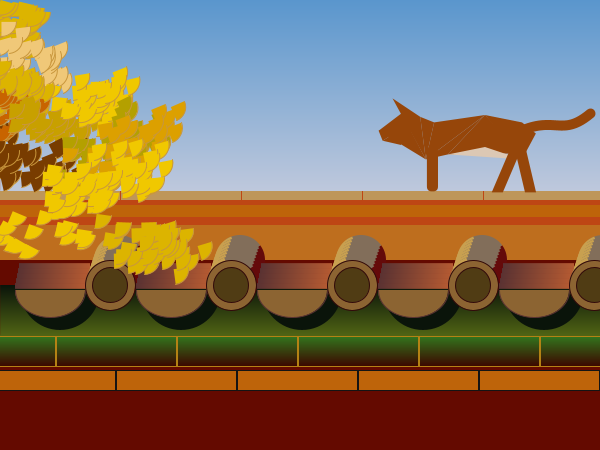
Frame 1 (no input)
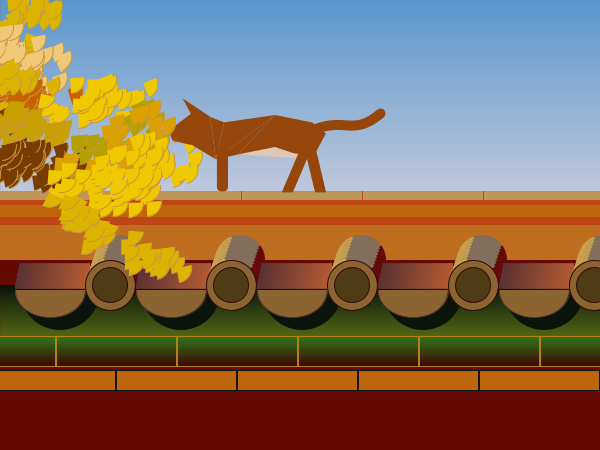
Frame 60 (the mouse pressed at the canvas centre just before this capture)
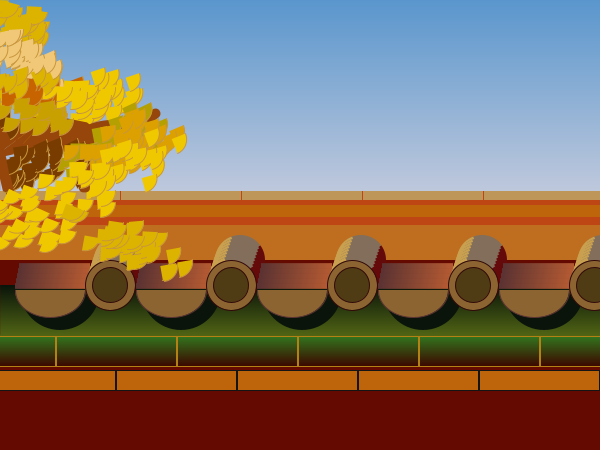
Frame 120 (the mouse held since frame 60 and released just before this capture)

The Processing sketch that drew these frames (run headless with seeded random() and noise(); from frame 60 on, the mouse is pressed at the canvas centre):

// Processing sketch: sketch_230129a
// ── sketch_230129a.pde
// こちらがオリジナルです。
// 【作者】Richard Bourneさん
// 【作品名】Cat on a Cool Tile Roof
// https://openprocessing.org/sketch/1586945

float Width=600;
float Height=450;
float pixel=1;

int Y_AXIS = 1;
int X_AXIS = 2;

float skyHeight=190;
float wall_Width=600;
float wall_Height=300;
float wuyan_width=120;
float wuyan_height=20;
float quad_width=70;
float quad_height=30;
float center_x=500;
float center_y=115;
float cat_scale=111;
float easing=1;
float Time;

void setup() {
  size(600, 450);
}

void draw() {
  //frameRate(5);
  drawwall();
  drawsky();
  push();
  translate(10, -5);
  YinxingTree();
  pop();

  draw_wallshadow();

  if (center_x<-10)
    center_x=650;
  center_x-=15*easing;
  drawcat(cat_scale, center_x, center_y);

  translate(10, -25);
  noStroke();
  fill(30);
  rect(Width-10, 0, 200, Height);

  push();
  YinxingTree();
  pop();
}

void drawcat(float cat_scale, float center_x, float center_y)
{
  stroke(200, 200, 240);
  noStroke();
  //肚子
  float pos1_x=center_x-(cat_scale)/3.0f;
  float pos1_y=center_y+(cat_scale)*2/5-5;

  float pos2_x=center_x+(cat_scale*1/3.0f);
  float pos2_y=center_y+(cat_scale)*2/5.0f;

  //前体
  float pos3_x=pos1_x-(cat_scale/5.0f);
  float pos3_y=center_y+(cat_scale)*2/5.0f;

  float pos4_x=pos1_x-(cat_scale/8.0f);
  float pos4_y=center_y+(cat_scale)/15.0f;

  float pos5_x=pos4_x-(cat_scale/8.0f);
  float pos5_y=pos4_y-(cat_scale)/20.0f;

  //头
  float pos6_x=pos5_x-(cat_scale/4.0f);
  float pos6_y=pos5_y-(cat_scale)/6.0f;

  float pos7_x=pos5_x-(cat_scale/6.0f);
  float pos7_y=pos5_y-(cat_scale)/30.0f;

  float pos8_x=pos5_x-(cat_scale)*3/8.0f;
  float pos8_y=pos5_y+(cat_scale)/8.0f;

  float pos9_x=pos8_x+(cat_scale)/5.0f;
  float pos9_y=pos8_y+(cat_scale)/5.0f;

  //屁股
  float pos10_x=pos2_x-(cat_scale/4)*0;
  float pos10_y=pos2_y-(cat_scale)*1/3.0f;

  float pos11_x=pos10_x+(cat_scale*1/8.0f);
  float pos11_y=pos10_y+(cat_scale)/10.0f;

  fill(150, 70, 10);
  triangle(center_x, center_y, pos1_x, pos1_y, pos2_x, pos2_y-6);
  triangle(center_x, center_y, pos1_x, pos1_y, pos3_x, pos3_y);

  fill(220, 200, 180);
  triangle(center_x, center_y+32, pos1_x, pos1_y, pos2_x, pos2_y);

  fill(150, 70, 10);
  triangle(center_x, center_y, pos3_x, pos3_y, pos4_x, pos4_y);
  triangle(pos3_x, pos3_y, pos4_x, pos4_y, pos5_x, pos5_y);
  triangle(pos3_x, pos3_y, pos5_x, pos5_y, pos6_x, pos6_y);

  fill(150, 70, 10);
  triangle(pos3_x, pos3_y, pos7_x, pos7_y, pos8_x, pos8_y);
  //fill(170,72,10);
  triangle(pos8_x+4, pos8_y+10, pos9_x, pos9_y-8, pos5_x, pos5_y);
  triangle(pos8_x+4, pos8_y+10, pos8_x, pos8_y, pos5_x, pos5_y);

  fill(150, 70, 10);
  triangle(center_x, center_y, pos2_x, pos2_y, pos10_x, pos10_y);
  triangle(pos2_x, pos2_y, pos10_x, pos10_y, pos11_x, pos11_y);

  fill(180);
  feetControl(pos1_x-10, pos1_y);
  feetControl(pos2_x+3, pos2_y-4);

  noFill();
  weiba(pos11_x, pos11_y);
}

void weiba(float x, float y)
{
  push();
  strokeWeight(10);
  stroke(150, 70, 10);
  float x1=x-20;
  float y1=y;

  float x2=x+20;
  float y2=y-20;

  float x3=x+25;
  float y3=y+5;

  float x4=x+55;
  float y4=y-20;

  bezier(x1, y1, x2, y2, x3, y3, x4, y4);
  noStroke();
  pop();
}

void feetControl(float x, float y)
{
  fill(150, 70, 10);
  if (x%2==0)
  {
    rect(x-(cat_scale)/10.0f, y-8, (cat_scale)/10.0f, (cat_scale)*1/3.0f+8, 5, 5, 5, 5);
  } else
  {
    quad(x, y-10,
      x-(cat_scale)/10.0f, y-10,
      x-(cat_scale)/10.0f+(cat_scale/10.0f), y+(cat_scale)*1/3.0f,
      x+(cat_scale/10.0f), y+(cat_scale)*1/3.0f);

    quad(x, y-15,
      x-(cat_scale)/10.0f, y-15,
      x-(cat_scale)/10.0f-(cat_scale/5.0f), y+(cat_scale)*1/3.0f,
      x-(cat_scale/5.0f), y+(cat_scale)*1/3.0f);
  }
}

void draw_wallshadow()
{
  noStroke();
  color c1=color(160, 10, 0);
  color c2=color(80, 10, 80);
  setGradient(0, 450, Width, 150, c1, c2, 1);

  noStroke();
  fill(160, 10, 0);
  for (float i=0; i<Width; i++)
  {
    arc(i, 600, 50, 15, PI, 0);
    i=i+80;
  }
}

void drawwall()
{
  noStroke();
  fill(100, 10, 0);
  rect(0, 0, Width, Height);

  fill(190, 70, 20);
  rect(0, Height/2.0f-wall_Height, wall_Width, wall_Height);

  drawWuYan1();
  drawWuYan2();
  drawWuYan3();
  drawWuYan4();
}

void drawWuYan1()
{
  stroke(20);
  fill(190, 100, 10);
  for (float i=0; i<Width; i++)
  {
    rect(i-5, wall_Height+70, wuyan_width, wuyan_height);
    i=i+wuyan_width;
  }
}

void drawWuYan2()
{
  color cwu2_1=color(50, 120, 30);
  color cwu2_2=color(60, 10, 0);

  for (float j=0; j<Width+80; j++)
  {
    setGradient(j-65, wall_Height+35,
      wuyan_width, wuyan_height+10,
      cwu2_1, cwu2_2, 1);
    stroke(180, 130, 20);
    rect(j-65, wall_Height+36,
      wuyan_width, wuyan_height+10);
    j=j+wuyan_width;
  }

  var cwu3_1=color(10, 20, 10);
  var cwu3_2=color(80, 100, 20);
  fill(50, 120, 30);
  setGradient(0, wall_Height-15,
    Width, 50, cwu3_1, cwu3_2, 1);
}

void drawWuYan3()
{
  noStroke();
  fill(190, 150, 90);
  for (float k=0; k<Width; k++)
  {
    rect(k, skyHeight, wuyan_width, 10);
    k=k+wuyan_width;
  }

  fill(190, 100, 10);
  rect(0, skyHeight+15, Width, 12);
  fill(190, 110, 30);
  rect(0, skyHeight+35, Width, 35);
}

void drawPIdwon(float x_trans)
{
  stroke(90, 50, 50);
  push();
  translate(x_trans, skyHeight+100);
  rotate(0.0);
  fill(140, 100, 50);
  arc(0, 0, quad_width, quad_width-15, 0, PI);
  pop();
}

void drawPIdwon_shadow(float x_trans, float shadow)
{
  noStroke();
  push();
  translate(x_trans, skyHeight+100);
  rotate(0.0);
  fill(10, 20, 10);
  arc(0, 0, quad_width+shadow, quad_width+shadow, 0, PI);
  pop();
}

void drawquad(float i, float j, float x_trans)
{
  color c1=color(90, 50, 50);
  color c2=color(180, 90, 50);
  setGradient(x_trans-(quad_width/2)+i,
    skyHeight+93-j,
    quad_width, 5, c1, c2, 2);
}


void drawCicle(float x_trans, float angle, int c1, int c2, int c3, float i)
{
  push();
  noStroke();
  fill(c1, c2, c3);
  translate(x_trans-i+7, skyHeight+70+i*3);
  rotate(angle);
  arc(0, 0, 50, 50, 0, PI/2.0f);
  pop();
}

void drawCicle_all(float x_trans)
{
  for (float i=0; i<8; i++)
  {
    drawCicle(x_trans+quad_width-8, 24.5, 100, 10, 10, i);
    drawCicle(x_trans+quad_width-8, -2.2, 130, 110, 90, i);
    drawCicle(x_trans+quad_width-8, 1, 70, 20, 10, i);
    drawCicle(x_trans+quad_width-8, -3.5, 200, 160, 80, i);
  }
  stroke(50, 10, 10);
  fill(140, 100, 50);
  ellipse(x_trans+60, skyHeight+95, 50, 50);
  fill(80, 60, 20);
  ellipse(x_trans+60, skyHeight+95, 35, 35);
}

void drawWuYan4()
{
  for (float x_trans=50; x_trans<Width; x_trans++)
  {
    drawPIdwon_shadow(x_trans+10, 10);
    drawPIdwon(x_trans);
    for (float i=0; i<5; i++)
    {
      float yp=i*5;
      drawquad(i, yp, x_trans);
    }
    drawCicle_all(x_trans);
    x_trans=x_trans+120;
  }
}

void YinxingTree()
{
  push();
  drawtree(220, 180, 0, -20, 20, random(0.6));
  drawtree(120, 60, 0, -100, 100, random(0.01));
  drawtree(120, 60, 0, -50, 160, random(0.01));
  drawtree(180, 160, 0, 40, 160, random(0.05));
  drawtree(200, 100, 0, -20, 100, random(1));
  drawtree(200, 160, 0, 0, 120, random(0.5));
  drawtree(220, 160, 0, 55, 160, random(0.1));
  drawtree(240, 200, 0, 50, 100, random(0.3));
  drawtree(240, 200, 0, 50, 180, random(0.3));
  drawtree(240, 200, 0, 80, 190, random(1));
  drawtree(220, 180, 0, -50, 80, random(0.1));
  translate(150, 90);
  drawtree(220, 180, 0, -50, 150, random(0.5));
  translate(-100, -150);
  drawtree(240, 200, 120, -100, 100, random(0.01));
  pop();
}

void drawtree(int c1, int c2, int c3, float pos_x, float pos_y, float pos_angle)
{
  push();
  rotate(pos_angle);
  float trans_x;
  float trans_y;
  float trans_angle;

  fill(c1, c2, c3);
  for (int i=0; i<20; i++)
  {
    trans_x=random(50);
    trans_y=random(20);
    trans_angle=random(-0.5);
    push();
    translate(trans_x, trans_y);
    rotate(trans_angle);
    drawYinXing(pos_x, pos_y);
    pop();
  }
  pop();
}

void drawYinXing(float pos_x, float pos_y)
{
  stroke(200, 150, 60);
  push();
  translate(pos_x, pos_y);
  rotate(0.0);
  arc(0, 0, 30, 30, 0, PI/2);
  pop();
}

void drawsky()
{
  color c1 = color(90, 150, 205);
  color c2 = color(190, 200, 220);
  noStroke();
  setGradient(0, 0, Width, skyHeight, c1, c2, 1);
}

void setGradient(float x, float y, float w, float h, color c1, color c2, int axis)
{
  noFill();
  if (axis == Y_AXIS) {  // Top to bottom gradient
    for (float i = y; i <= y+h; i++) {
      float inter = map(i, y, y+h, 0, 1);
      color c = lerpColor(c1, c2, inter);
      stroke(c);
      line(x, i, x+w, i);
    }
  } else if (axis == X_AXIS) {  // Left to right gradient
    for (float k = x; k <= x+w; k++) {
      float interk = map(k, x, x+w, 0, 1);
      color ck = lerpColor(c1, c2, interk);
      stroke(ck);
      line(k, y, k, y+h);
    }
  }
}

// ── Z_ofNoise.pde
static class openFrameworksNoise { //<>//
  static final int[][] simplex = {
    {0, 1, 2, 3}, {0, 1, 3, 2}, {0, 0, 0, 0}, {0, 2, 3, 1}, {0, 0, 0, 0}, {0, 0, 0, 0}, {0, 0, 0, 0}, {1, 2, 3, 0},
    {0, 2, 1, 3}, {0, 0, 0, 0}, {0, 3, 1, 2}, {0, 3, 2, 1}, {0, 0, 0, 0}, {0, 0, 0, 0}, {0, 0, 0, 0}, {1, 3, 2, 0},
    {0, 0, 0, 0}, {0, 0, 0, 0}, {0, 0, 0, 0}, {0, 0, 0, 0}, {0, 0, 0, 0}, {0, 0, 0, 0}, {0, 0, 0, 0}, {0, 0, 0, 0},
    {1, 2, 0, 3}, {0, 0, 0, 0}, {1, 3, 0, 2}, {0, 0, 0, 0}, {0, 0, 0, 0}, {0, 0, 0, 0}, {2, 3, 0, 1}, {2, 3, 1, 0},
    {1, 0, 2, 3}, {1, 0, 3, 2}, {0, 0, 0, 0}, {0, 0, 0, 0}, {0, 0, 0, 0}, {2, 0, 3, 1}, {0, 0, 0, 0}, {2, 1, 3, 0},
    {0, 0, 0, 0}, {0, 0, 0, 0}, {0, 0, 0, 0}, {0, 0, 0, 0}, {0, 0, 0, 0}, {0, 0, 0, 0}, {0, 0, 0, 0}, {0, 0, 0, 0},
    {2, 0, 1, 3}, {0, 0, 0, 0}, {0, 0, 0, 0}, {0, 0, 0, 0}, {3, 0, 1, 2}, {3, 0, 2, 1}, {0, 0, 0, 0}, {3, 1, 2, 0},
    {2, 1, 0, 3}, {0, 0, 0, 0}, {0, 0, 0, 0}, {0, 0, 0, 0}, {3, 1, 0, 2}, {0, 0, 0, 0}, {3, 2, 0, 1}, {3, 2, 1, 0}};

  static final int[] perm = {151, 160, 137, 91, 90, 15,
    131, 13, 201, 95, 96, 53, 194, 233, 7, 225, 140, 36, 103, 30, 69, 142, 8, 99, 37, 240, 21, 10, 23,
    190, 6, 148, 247, 120, 234, 75, 0, 26, 197, 62, 94, 252, 219, 203, 117, 35, 11, 32, 57, 177, 33,
    88, 237, 149, 56, 87, 174, 20, 125, 136, 171, 168, 68, 175, 74, 165, 71, 134, 139, 48, 27, 166,
    77, 146, 158, 231, 83, 111, 229, 122, 60, 211, 133, 230, 220, 105, 92, 41, 55, 46, 245, 40, 244,
    102, 143, 54, 65, 25, 63, 161, 1, 216, 80, 73, 209, 76, 132, 187, 208, 89, 18, 169, 200, 196,
    135, 130, 116, 188, 159, 86, 164, 100, 109, 198, 173, 186, 3, 64, 52, 217, 226, 250, 124, 123,
    5, 202, 38, 147, 118, 126, 255, 82, 85, 212, 207, 206, 59, 227, 47, 16, 58, 17, 182, 189, 28, 42,
    223, 183, 170, 213, 119, 248, 152, 2, 44, 154, 163, 70, 221, 153, 101, 155, 167, 43, 172, 9,
    129, 22, 39, 253, 19, 98, 108, 110, 79, 113, 224, 232, 178, 185, 112, 104, 218, 246, 97, 228,
    251, 34, 242, 193, 238, 210, 144, 12, 191, 179, 162, 241, 81, 51, 145, 235, 249, 14, 239, 107,
    49, 192, 214, 31, 181, 199, 106, 157, 184, 84, 204, 176, 115, 121, 50, 45, 127, 4, 150, 254,
    138, 236, 205, 93, 222, 114, 67, 29, 24, 72, 243, 141, 128, 195, 78, 66, 215, 61, 156, 180,
    151, 160, 137, 91, 90, 15,
    131, 13, 201, 95, 96, 53, 194, 233, 7, 225, 140, 36, 103, 30, 69, 142, 8, 99, 37, 240, 21, 10, 23,
    190, 6, 148, 247, 120, 234, 75, 0, 26, 197, 62, 94, 252, 219, 203, 117, 35, 11, 32, 57, 177, 33,
    88, 237, 149, 56, 87, 174, 20, 125, 136, 171, 168, 68, 175, 74, 165, 71, 134, 139, 48, 27, 166,
    77, 146, 158, 231, 83, 111, 229, 122, 60, 211, 133, 230, 220, 105, 92, 41, 55, 46, 245, 40, 244,
    102, 143, 54, 65, 25, 63, 161, 1, 216, 80, 73, 209, 76, 132, 187, 208, 89, 18, 169, 200, 196,
    135, 130, 116, 188, 159, 86, 164, 100, 109, 198, 173, 186, 3, 64, 52, 217, 226, 250, 124, 123,
    5, 202, 38, 147, 118, 126, 255, 82, 85, 212, 207, 206, 59, 227, 47, 16, 58, 17, 182, 189, 28, 42,
    223, 183, 170, 213, 119, 248, 152, 2, 44, 154, 163, 70, 221, 153, 101, 155, 167, 43, 172, 9,
    129, 22, 39, 253, 19, 98, 108, 110, 79, 113, 224, 232, 178, 185, 112, 104, 218, 246, 97, 228,
    251, 34, 242, 193, 238, 210, 144, 12, 191, 179, 162, 241, 81, 51, 145, 235, 249, 14, 239, 107,
    49, 192, 214, 31, 181, 199, 106, 157, 184, 84, 204, 176, 115, 121, 50, 45, 127, 4, 150, 254,
    138, 236, 205, 93, 222, 114, 67, 29, 24, 72, 243, 141, 128, 195, 78, 66, 215, 61, 156, 180
  };

  static int OFNOISE_FASTFLOOR(float x) {
    return (x>0.0f) ? (int)x : (int)x-1;
    // 結果がマイナスの場合は0を返すように変える
    // 【2022/06/01】
    // ごめん。ここ変えたらperm[]のインデックス（ii,jj,kk）はガードできるけど
    // i,j,kを使った計算はマイナス値も通さないとふぎゃあってなるわ～
    // なので、戻します
    //int r = (x>0.0f) ? (int)x : (int)x-1;
    //if (r < 0) {
    //  return 0;
    //}
    //return r;
  }

  static float  grad3( int hash, float x, float y, float z ) {
    int h = hash & 15;     /* Convert low 4 bits of hash code into 12 simple */
    float u = h<8 ? x : y; /* gradient directions, and compute dot product. */
    float v = h<4 ? y : h==12||h==14 ? x : z; /* Fix repeats at h = 12 to 15 */
    return ((h&1) != 0 ? -u : u) + ((h&2) != 0 ? -v : v);
  }

  /* 3D simplex noise */
  static float _slang_library_noise3 (float x, float y, float z)
  {
    /* Simple skewing factors for the 3D case */
    final float F3 = 0.333333333f;
    final float G3 = 0.166666667f;

    float n0, n1, n2, n3; /* Noise contributions from the four corners */

    /* Skew the input space to determine which simplex cell we're in */
    float s = (x+y+z)*F3; /* Very nice and simple skew factor for 3D */
    float xs = x+s;
    float ys = y+s;
    float zs = z+s;
    int i = OFNOISE_FASTFLOOR(xs);
    int j = OFNOISE_FASTFLOOR(ys);
    int k = OFNOISE_FASTFLOOR(zs);

    float t = (float)(i+j+k)*G3;
    float X0 = i-t; /* Unskew the cell origin back to (x,y,z) space */
    float Y0 = j-t;
    float Z0 = k-t;
    float x0 = x-X0; /* The x,y,z distances from the cell origin */
    float y0 = y-Y0;
    float z0 = z-Z0;

    float x1, y1, z1, x2, y2, z2, x3, y3, z3;
    int ii, jj, kk;
    float t0, t1, t2, t3;

    /* For the 3D case, the simplex shape is a slightly irregular tetrahedron. */
    /* Determine which simplex we are in. */
    int i1, j1, k1; /* Offsets for second corner of simplex in (i,j,k) coords */
    int i2, j2, k2; /* Offsets for third corner of simplex in (i,j,k) coords */

    /* This code would benefit from a backport from the GLSL version! */
    if (x0>=y0) {
      if (y0>=z0)
      {
        i1=1;
        j1=0;
        k1=0;
        i2=1;
        j2=1;
        k2=0;
      } /* X Y Z order */
      else if (x0>=z0) {
        i1=1;
        j1=0;
        k1=0;
        i2=1;
        j2=0;
        k2=1;
      } /* X Z Y order */
      else {
        i1=0;
        j1=0;
        k1=1;
        i2=1;
        j2=0;
        k2=1;
      } /* Z X Y order */
    } else { /* x0<y0 */
      if (y0<z0) {
        i1=0;
        j1=0;
        k1=1;
        i2=0;
        j2=1;
        k2=1;
      } /* Z Y X order */
      else if (x0<z0) {
        i1=0;
        j1=1;
        k1=0;
        i2=0;
        j2=1;
        k2=1;
      } /* Y Z X order */
      else {
        i1=0;
        j1=1;
        k1=0;
        i2=1;
        j2=1;
        k2=0;
      } /* Y X Z order */
    }

    /* A step of (1,0,0) in (i,j,k) means a step of (1-c,-c,-c) in (x,y,z), */
    /* a step of (0,1,0) in (i,j,k) means a step of (-c,1-c,-c) in (x,y,z), and */
    /* a step of (0,0,1) in (i,j,k) means a step of (-c,-c,1-c) in (x,y,z), where */
    /* c = 1/6. */

    x1 = x0 - i1 + G3; /* Offsets for second corner in (x,y,z) coords */
    y1 = y0 - j1 + G3;
    z1 = z0 - k1 + G3;
    x2 = x0 - i2 + 2.0f*G3; /* Offsets for third corner in (x,y,z) coords */
    y2 = y0 - j2 + 2.0f*G3;
    z2 = z0 - k2 + 2.0f*G3;
    x3 = x0 - 1.0f + 3.0f*G3; /* Offsets for last corner in (x,y,z) coords */
    y3 = y0 - 1.0f + 3.0f*G3;
    z3 = z0 - 1.0f + 3.0f*G3;

    /* Wrap the integer indices at 256, to avoid indexing perm[] out of bounds */
    //ii = i % 256;
    //jj = j % 256;
    //kk = k % 256;
    // 【2022/06/01】
    // perm[]へのインデックスがマイナスにならないように細工する
    ii = abs(i) % 256;
    jj = abs(j) % 256;
    kk = abs(k) % 256;


    /* Calculate the contribution from the four corners */
    t0 = 0.6f - x0*x0 - y0*y0 - z0*z0;
    if (t0 < 0.0f) n0 = 0.0f;
    else {
      t0 *= t0;
      n0 = t0 * t0 * grad3(perm[ii+perm[jj+perm[kk]]], x0, y0, z0);
    }

    t1 = 0.6f - x1*x1 - y1*y1 - z1*z1;
    if (t1 < 0.0f) n1 = 0.0f;
    else {
      t1 *= t1;
      n1 = t1 * t1 * grad3(perm[ii+i1+perm[jj+j1+perm[kk+k1]]], x1, y1, z1);
    }

    t2 = 0.6f - x2*x2 - y2*y2 - z2*z2;
    if (t2 < 0.0f) n2 = 0.0f;
    else {
      t2 *= t2;
      n2 = t2 * t2 * grad3(perm[ii+i2+perm[jj+j2+perm[kk+k2]]], x2, y2, z2);
    }

    t3 = 0.6f - x3*x3 - y3*y3 - z3*z3;
    if (t3<0.0f) n3 = 0.0f;
    else {
      t3 *= t3;
      n3 = t3 * t3 * grad3(perm[ii+1+perm[jj+1+perm[kk+1]]], x3, y3, z3);
    }

    /* Add contributions from each corner to get the final noise value. */
    /* The result is scaled to stay just inside [-1,1] */
    return 32.0f * (n0 + n1 + n2 + n3); /* TODO: The scale factor is preliminary! */
  }

  static float ofNoise(float x, float y, float z) {
    return _slang_library_noise3(x, y, z)*0.5f + 0.5f;
  }

  static float  grad4( int hash, float x, float y, float z, float t ) {
    int h = hash & 31;      /* Convert low 5 bits of hash code into 32 simple */
    float u = h<24 ? x : y; /* gradient directions, and compute dot product. */
    float v = h<16 ? y : z;
    float w = h<8 ? z : t;
    return ((h&1) != 0 ? -u : u) + ((h&2) != 0 ? -v : v) + ((h&4) != 0 ? -w : w);
  }

  /* 4D simplex noise */
  static float _slang_library_noise4 (float x, float y, float z, float w)
  {
    /* The skewing and unskewing factors are hairy again for the 4D case */
    final float F4 = 0.309016994f; /* F4 = (Math.sqrt(5.0)-1.0)/4.0 */
    final float G4 = 0.138196601f; /* G4 = (5.0-Math.sqrt(5.0))/20.0 */

    float n0, n1, n2, n3, n4; /* Noise contributions from the five corners */

    /* Skew the (x,y,z,w) space to determine which cell of 24 simplices we're in */
    float s = (x + y + z + w) * F4; /* Factor for 4D skewing */
    float xs = x + s;
    float ys = y + s;
    float zs = z + s;
    float ws = w + s;
    int i = OFNOISE_FASTFLOOR(xs);
    int j = OFNOISE_FASTFLOOR(ys);
    int k = OFNOISE_FASTFLOOR(zs);
    int l = OFNOISE_FASTFLOOR(ws);

    float t = (i + j + k + l) * G4; /* Factor for 4D unskewing */
    float X0 = i - t; /* Unskew the cell origin back to (x,y,z,w) space */
    float Y0 = j - t;
    float Z0 = k - t;
    float W0 = l - t;

    float x0 = x - X0;  /* The x,y,z,w distances from the cell origin */
    float y0 = y - Y0;
    float z0 = z - Z0;
    float w0 = w - W0;

    /* For the 4D case, the simplex is a 4D shape I won't even try to describe. */
    /* To find out which of the 24 possible simplices we're in, we need to */
    /* determine the magnitude ordering of x0, y0, z0 and w0. */
    /* The method below is a good way of finding the ordering of x,y,z,w and */
    /* then find the correct traversal order for the simplex we're in. */
    /* First, six pair-wise comparisons are performed between each possible pair */
    /* of the four coordinates, and the results are used to add up binary bits */
    /* for an integer index. */
    int c1 = (x0 > y0) ? 32 : 0;
    int c2 = (x0 > z0) ? 16 : 0;
    int c3 = (y0 > z0) ? 8 : 0;
    int c4 = (x0 > w0) ? 4 : 0;
    int c5 = (y0 > w0) ? 2 : 0;
    int c6 = (z0 > w0) ? 1 : 0;
    int c = c1 + c2 + c3 + c4 + c5 + c6;

    int i1, j1, k1, l1; /* The integer offsets for the second simplex corner */
    int i2, j2, k2, l2; /* The integer offsets for the third simplex corner */
    int i3, j3, k3, l3; /* The integer offsets for the fourth simplex corner */

    float x1, y1, z1, w1, x2, y2, z2, w2, x3, y3, z3, w3, x4, y4, z4, w4;
    int ii, jj, kk, ll;
    float t0, t1, t2, t3, t4;

    /* simplex[c] is a 4-vector with the numbers 0, 1, 2 and 3 in some order. */
    /* Many values of c will never occur, since e.g. x>y>z>w makes x<z, y<w and x<w */
    /* impossible. Only the 24 indices which have non-zero entries make any sense. */
    /* We use a thresholding to set the coordinates in turn from the largest magnitude. */
    /* The number 3 in the "simplex" array is at the position of the largest coordinate. */
    i1 = simplex[c][0]>=3 ? 1 : 0;
    j1 = simplex[c][1]>=3 ? 1 : 0;
    k1 = simplex[c][2]>=3 ? 1 : 0;
    l1 = simplex[c][3]>=3 ? 1 : 0;
    /* The number 2 in the "simplex" array is at the second largest coordinate. */
    i2 = simplex[c][0]>=2 ? 1 : 0;
    j2 = simplex[c][1]>=2 ? 1 : 0;
    k2 = simplex[c][2]>=2 ? 1 : 0;
    l2 = simplex[c][3]>=2 ? 1 : 0;
    /* The number 1 in the "simplex" array is at the second smallest coordinate. */
    i3 = simplex[c][0]>=1 ? 1 : 0;
    j3 = simplex[c][1]>=1 ? 1 : 0;
    k3 = simplex[c][2]>=1 ? 1 : 0;
    l3 = simplex[c][3]>=1 ? 1 : 0;
    /* The fifth corner has all coordinate offsets = 1, so no need to look that up. */

    x1 = x0 - i1 + G4; /* Offsets for second corner in (x,y,z,w) coords */
    y1 = y0 - j1 + G4;
    z1 = z0 - k1 + G4;
    w1 = w0 - l1 + G4;
    x2 = x0 - i2 + 2.0f*G4; /* Offsets for third corner in (x,y,z,w) coords */
    y2 = y0 - j2 + 2.0f*G4;
    z2 = z0 - k2 + 2.0f*G4;
    w2 = w0 - l2 + 2.0f*G4;
    x3 = x0 - i3 + 3.0f*G4; /* Offsets for fourth corner in (x,y,z,w) coords */
    y3 = y0 - j3 + 3.0f*G4;
    z3 = z0 - k3 + 3.0f*G4;
    w3 = w0 - l3 + 3.0f*G4;
    x4 = x0 - 1.0f + 4.0f*G4; /* Offsets for last corner in (x,y,z,w) coords */
    y4 = y0 - 1.0f + 4.0f*G4;
    z4 = z0 - 1.0f + 4.0f*G4;
    w4 = w0 - 1.0f + 4.0f*G4;

    /* Wrap the integer indices at 256, to avoid indexing perm[] out of bounds */
    // 【2022/06/03】水平展開
    // perm[]へのインデックスがマイナスにならないように細工する
    ii = abs(i) % 256;
    jj = abs(j) % 256;
    kk = abs(k) % 256;
    ll = abs(l) % 256;

    /* Calculate the contribution from the five corners */
    t0 = 0.6f - x0*x0 - y0*y0 - z0*z0 - w0*w0;
    if (t0 < 0.0f) n0 = 0.0f;
    else {
      t0 *= t0;
      n0 = t0 * t0 * grad4(perm[ii+perm[jj+perm[kk+perm[ll]]]], x0, y0, z0, w0);
    }

    t1 = 0.6f - x1*x1 - y1*y1 - z1*z1 - w1*w1;
    if (t1 < 0.0f) n1 = 0.0f;
    else {
      t1 *= t1;
      n1 = t1 * t1 * grad4(perm[ii+i1+perm[jj+j1+perm[kk+k1+perm[ll+l1]]]], x1, y1, z1, w1);
    }

    t2 = 0.6f - x2*x2 - y2*y2 - z2*z2 - w2*w2;
    if (t2 < 0.0f) n2 = 0.0f;
    else {
      t2 *= t2;
      n2 = t2 * t2 * grad4(perm[ii+i2+perm[jj+j2+perm[kk+k2+perm[ll+l2]]]], x2, y2, z2, w2);
    }

    t3 = 0.6f - x3*x3 - y3*y3 - z3*z3 - w3*w3;
    if (t3 < 0.0f) n3 = 0.0f;
    else {
      t3 *= t3;
      n3 = t3 * t3 * grad4(perm[ii+i3+perm[jj+j3+perm[kk+k3+perm[ll+l3]]]], x3, y3, z3, w3);
    }

    t4 = 0.6f - x4*x4 - y4*y4 - z4*z4 - w4*w4;
    if (t4 < 0.0f) n4 = 0.0f;
    else {
      t4 *= t4;
      n4 = t4 * t4 * grad4(perm[ii+1+perm[jj+1+perm[kk+1+perm[ll+1]]]], x4, y4, z4, w4);
    }

    /* Sum up and scale the result to cover the range [-1,1] */
    return 27.0f * (n0 + n1 + n2 + n3 + n4); /* TODO: The scale factor is preliminary! */
  }

  static float ofNoise(float x, float y, float z, float w) {
    return _slang_library_noise4(x, y, z, w)*0.5f + 0.5f;
  }

  static float  grad2( int hash, float x, float y ) {
    int h = hash & 7;      /* Convert low 3 bits of hash code */
    float u = h<4 ? x : y;  /* into 8 simple gradient directions, */
    float v = h<4 ? y : x;  /* and compute the dot product with (x,y). */
    return ((h&1) != 0 ? -u : u) + ((h&2) != 0 ? -2.0f*v : 2.0f*v);
  }

  /* 2D simplex noise */
  static float _slang_library_noise2 (float x, float y)
  {
    final float F2 = 0.366025403f; /* F2 = 0.5*(sqrt(3.0)-1.0) */
    final float G2 = 0.211324865f; /* G2 = (3.0-Math.sqrt(3.0))/6.0 */

    float n0, n1, n2; /* Noise contributions from the three corners */

    /* Skew the input space to determine which simplex cell we're in */
    float s = (x+y)*F2; /* Hairy factor for 2D */
    float xs = x + s;
    float ys = y + s;
    int i = OFNOISE_FASTFLOOR(xs);
    int j = OFNOISE_FASTFLOOR(ys);

    float t = (float)(i+j)*G2;
    float X0 = i-t; /* Unskew the cell origin back to (x,y) space */
    float Y0 = j-t;
    float x0 = x-X0; /* The x,y distances from the cell origin */
    float y0 = y-Y0;

    float x1, y1, x2, y2;
    int ii, jj;
    float t0, t1, t2;

    /* For the 2D case, the simplex shape is an equilateral triangle. */
    /* Determine which simplex we are in. */
    int i1, j1; /* Offsets for second (middle) corner of simplex in (i,j) coords */
    if (x0>y0) {
      i1=1;
      j1=0;
    } /* lower triangle, XY order: (0,0)->(1,0)->(1,1) */
    else {
      i1=0;
      j1=1;
    }      /* upper triangle, YX order: (0,0)->(0,1)->(1,1) */

    /* A step of (1,0) in (i,j) means a step of (1-c,-c) in (x,y), and */
    /* a step of (0,1) in (i,j) means a step of (-c,1-c) in (x,y), where */
    /* c = (3-sqrt(3))/6 */

    x1 = x0 - i1 + G2; /* Offsets for middle corner in (x,y) unskewed coords */
    y1 = y0 - j1 + G2;
    x2 = x0 - 1.0f + 2.0f * G2; /* Offsets for last corner in (x,y) unskewed coords */
    y2 = y0 - 1.0f + 2.0f * G2;

    /* Wrap the integer indices at 256, to avoid indexing perm[] out of bounds */
    // 【2022/06/03】水平展開
    // perm[]へのインデックスがマイナスにならないように細工する
    ii = abs(i) % 256;
    jj = abs(j) % 256;

    /* Calculate the contribution from the three corners */
    t0 = 0.5f - x0*x0-y0*y0;
    if (t0 < 0.0f) n0 = 0.0f;
    else {
      t0 *= t0;
      n0 = t0 * t0 * grad2(perm[ii+perm[jj]], x0, y0);
    }

    t1 = 0.5f - x1*x1-y1*y1;
    if (t1 < 0.0f) n1 = 0.0f;
    else {
      t1 *= t1;
      n1 = t1 * t1 * grad2(perm[ii+i1+perm[jj+j1]], x1, y1);
    }

    t2 = 0.5f - x2*x2-y2*y2;
    if (t2 < 0.0f) n2 = 0.0f;
    else {
      t2 *= t2;
      n2 = t2 * t2 * grad2(perm[ii+1+perm[jj+1]], x2, y2);
    }

    /* Add contributions from each corner to get the final noise value. */
    /* The result is scaled to return values in the interval [-1,1]. */
    return 40.0f * (n0 + n1 + n2); /* TODO: The scale factor is preliminary! */
  }

  static float ofNoise(float x, float y) {
    return _slang_library_noise2(x, y)*0.5f + 0.5f;
  }

  static float  grad1( int hash, float x ) {
    int h = hash & 15;
    float grad = 1.0f + (h & 7);   /* Gradient value 1.0, 2.0, ..., 8.0 */
    if ((h&8) != 0) grad = -grad;         /* Set a random sign for the gradient */
    return ( grad * x );           /* Multiply the gradient with the distance */
  }

  /* 1D simplex noise */
  static float _slang_library_noise1 (float x)
  {
    int i0 = OFNOISE_FASTFLOOR(x);
    int i1 = i0 + 1;
    float x0 = x - i0;
    float x1 = x0 - 1.0f;
    float t1 = 1.0f - x1*x1;
    float n0, n1;

    // 【2022/06/03】水平展開
    // perm[]へのインデックスがマイナスにならないように細工する
    // ⇒たぶんこのまま（i0(i1) % 0xff）でも悪さはしないがほかの箇所での
    //   細工とちょっと雰囲気が変わってしまうのでロジックを合わせる
    float t0 = 1.0f - x0*x0;
    /*  if(t0 < 0.0f) t0 = 0.0f; // this never happens for the 1D case */
    t0 *= t0;
    //    n0 = t0 * t0 * grad1(perm[i0 & 0xff], x0);
    n0 = t0 * t0 * grad1(perm[abs(i0) % 256], x0);

    /*  if(t1 < 0.0f) t1 = 0.0f; // this never happens for the 1D case */
    t1 *= t1;
    //    n1 = t1 * t1 * grad1(perm[i1 & 0xff], x1);
    n1 = t1 * t1 * grad1(perm[abs(i1) % 256], x1);
    /* The maximum value of this noise is 8*(3/4)^4 = 2.53125 */
    /* A factor of 0.395 would scale to fit exactly within [-1,1], but */
    /* we want to match PRMan's 1D noise, so we scale it down some more. */
    return 0.25f * (n0 + n1);
  }

  static float ofNoise(float x) {
    return _slang_library_noise1(x)*0.5f + 0.5f;
  }
}

// ── Z_ofOutline.pde
static class ofOutlineCoord {
  ArrayList<PVector> vertices = new ArrayList();
  ofOutlineCoord(float[] c) {
    for (int i = 0; i < c.length; i+=2) {
      PVector v = new PVector(c[i+0], c[i+1]);
      vertices.add(v);
    }
  }
}
static class ofOutline {
  int code;
  ArrayList<ofOutlineCoord> coord;
  ofOutline(int code, float[][] coord) {
    this.code = code;
    this.coord = new ArrayList();
    for (float[] c : coord) {
      ofOutlineCoord vertices = new ofOutlineCoord(c);
      this.coord.add(vertices);
    }
  }
}

static class openFrameworksOutline {
  // '0'
  static final int k30Code = 0x30;
  static final float[][] k30Coord = {
    { 43.60, -74.40, 47.06, -71.41, 49.98, -67.92, 52.37, -64.03, 54.29, -59.90, 55.78, -55.58, 56.75, -51.12, 57.47, -46.61, 57.89, -42.06, 57.87, -37.49, 57.82, -32.92, 57.33, -28.38, 56.56, -23.88, 55.43, -19.46, 53.67, -15.24, 51.48, -11.25, 48.74, -7.61, 45.66, -4.24, 41.81, -1.80, 37.63, -0.09, 33.17, 0.90, 28.60, 0.80, 24.12, 0.02, 19.88, -1.55, 15.90, -3.81, 12.75, -7.11, 10.04, -10.75, 7.87, -14.77, 6.53, -19.13, 5.31, -23.53, 4.73, -28.06, 4.16, -32.60, 4.16, -37.17, 4.16, -41.74, 4.51, -46.29, 5.08, -50.82, 5.93, -55.30, 7.16, -59.70, 8.99, -63.88, 10.99, -67.99, 14.02, -71.41, 17.64, -74.14, 21.62, -76.33, 26.02, -77.52, 30.56, -77.94, 35.11, -77.61, 39.53, -76.47, },
    { 41.00, -38.00, 40.88, -40.54, 40.77, -43.08, 40.65, -45.62, 40.53, -48.16, 40.04, -50.65, 39.51, -53.13, 38.97, -55.62, 37.97, -57.94, 36.71, -60.13, 35.14, -62.13, 33.04, -63.52, 30.56, -63.93, 28.11, -63.35, 25.99, -61.99, 24.30, -60.10, 22.99, -57.93, 22.49, -55.44, 21.99, -52.95, 21.50, -50.46, 21.40, -47.92, 21.30, -45.38, 21.19, -42.84, 21.09, -40.30, 21.01, -37.76, 21.16, -35.22, 21.30, -32.68, 21.45, -30.14, 21.59, -27.61, 22.09, -25.12, 22.68, -22.65, 23.28, -20.18, 24.20, -17.82, 25.64, -15.75, 27.47, -14.03, 29.85, -13.23, 32.34, -13.26, 34.64, -14.24, 36.48, -15.98, 37.89, -18.07, 38.83, -20.40, 39.42, -22.88, 40.00, -25.35, 40.44, -27.85, 40.58, -30.39, 40.72, -32.92, 40.86, -35.46, },
  };

  // '1'
  static final int k31Code = 0x31;
  static final float[][] k31Coord = {
    { 28.00, -76.00, 33.75, -76.00, 39.51, -76.00, 42.00, -72.74, 42.00, -66.99, 42.00, -61.23, 42.00, -55.48, 42.00, -49.73, 42.00, -43.98, 42.00, -38.22, 42.00, -32.47, 42.00, -26.72, 42.00, -20.96, 42.00, -15.21, 46.54, -14.00, 52.30, -14.00, 56.00, -11.95, 56.00, -6.20, 56.00, -0.45, 50.69, 0.00, 44.94, 0.00, 39.19, 0.00, 33.43, 0.00, 27.68, 0.00, 21.93, 0.00, 16.17, 0.00, 10.42, 0.00, 8.00, -3.33, 8.00, -9.09, 8.84, -14.00, 14.59, -14.00, 20.34, -14.00, 24.00, -16.10, 24.00, -21.85, 24.00, -27.60, 24.00, -33.36, 24.00, -39.11, 24.00, -44.86, 24.00, -50.62, 24.00, -56.37, 19.88, -58.00, 14.12, -58.00, 10.00, -59.63, 10.00, -65.38, 12.05, -69.59, 17.58, -71.19, 22.85, -73.43, },
  };

  // '2'
  static final int k32Code = 0x32;
  static final float[][] k32Coord = {
    { 29.00, -14.00, 35.88, -14.63, 42.77, -14.98, 49.68, -14.99, 56.59, -15.00, 57.00, -8.51, 57.00, -1.60, 51.69, 0.00, 44.78, 0.00, 37.88, 0.00, 30.97, 0.00, 24.06, 0.00, 17.16, 0.00, 10.25, 0.00, 4.00, -0.66, 4.00, -7.57, 7.21, -13.12, 12.16, -17.94, 17.11, -22.76, 22.06, -27.57, 26.62, -32.76, 30.92, -38.15, 34.53, -44.03, 36.78, -50.49, 35.83, -57.21, 31.05, -61.95, 24.32, -62.63, 18.06, -59.94, 12.70, -55.61, 8.00, -59.44, 3.38, -64.58, 7.81, -69.13, 13.20, -73.43, 19.33, -76.55, 26.07, -77.86, 32.95, -77.55, 39.61, -75.82, 45.48, -72.28, 50.05, -67.15, 52.93, -60.90, 53.93, -54.09, 53.01, -47.30, 50.50, -40.88, 46.87, -35.01, 42.78, -29.46, 38.46, -24.06, 33.73, -19.03, 29.00, -14.00, },
  };

  // '3'
  static final int k33Code = 0x33;
  static final float[][] k33Coord = {
    { 39.00, -0.25, 31.89, 0.79, 24.71, 0.74, 17.61, -0.26, 10.85, -2.62, 4.86, -6.50, 4.00, -11.75, 8.23, -17.57, 13.47, -17.65, 19.72, -14.18, 26.76, -13.11, 33.80, -14.37, 38.55, -19.55, 37.66, -26.44, 32.24, -31.01, 25.24, -32.43, 19.00, -33.93, 19.00, -41.12, 21.31, -46.20, 28.47, -46.90, 34.84, -49.99, 36.83, -56.58, 32.78, -62.33, 25.92, -63.93, 19.20, -61.46, 13.36, -57.26, 8.72, -62.23, 4.17, -67.79, 9.47, -72.25, 15.83, -75.60, 22.75, -77.49, 29.92, -77.82, 37.02, -76.85, 43.64, -74.17, 49.27, -69.77, 53.01, -63.71, 53.90, -56.61, 52.42, -49.64, 47.99, -44.08, 41.84, -40.41, 45.86, -36.99, 51.74, -32.97, 55.84, -27.14, 56.89, -20.08, 55.27, -13.12, 51.36, -7.15, 45.70, -2.82, },
  };

  // '4'
  static final int k34Code = 0x34;
  static final float[][] k34Coord = {
    { 35.00, -18.00, 29.72, -18.00, 24.44, -18.00, 19.16, -18.00, 13.88, -18.00, 8.60, -18.00, 3.31, -18.00, 2.00, -21.97, 2.00, -27.25, 3.76, -32.06, 6.39, -36.64, 9.02, -41.22, 11.65, -45.80, 14.28, -50.38, 16.91, -54.95, 19.54, -59.53, 22.17, -64.11, 24.80, -68.69, 27.43, -73.27, 31.13, -76.00, 36.42, -76.00, 41.70, -76.00, 46.98, -76.00, 51.00, -74.74, 51.00, -69.46, 51.00, -64.18, 51.00, -58.90, 51.00, -53.62, 51.00, -48.34, 51.00, -43.06, 51.00, -37.78, 51.00, -32.49, 54.79, -31.00, 60.00, -30.93, 60.00, -25.65, 60.00, -20.37, 57.09, -18.00, 51.81, -18.00, 51.00, -13.53, 51.00, -8.25, 51.00, -2.97, 48.69, 0.00, 43.40, 0.00, 38.12, 0.00, 35.00, -2.16, 35.00, -7.44, 35.00, -12.72, 35.00, -18.00, },
    { 35.00, -31.00, 35.00, -32.71, 35.00, -34.41, 35.00, -36.12, 35.00, -37.82, 35.00, -39.53, 35.00, -41.24, 35.00, -42.94, 35.00, -44.65, 35.00, -46.35, 35.00, -48.06, 35.00, -49.77, 35.00, -51.47, 35.00, -53.18, 35.00, -54.89, 35.00, -56.59, 35.00, -58.30, 35.00, -60.00, 33.70, -59.36, 32.99, -57.81, 32.27, -56.26, 31.56, -54.71, 30.84, -53.16, 30.13, -51.61, 29.41, -50.06, 28.70, -48.51, 27.98, -46.97, 27.07, -45.52, 26.17, -44.07, 25.27, -42.63, 24.36, -41.18, 23.46, -39.73, 22.55, -38.29, 21.65, -36.84, 20.74, -35.39, 19.84, -33.95, 18.94, -32.50, 18.03, -31.05, 19.65, -31.00, 21.35, -31.00, 23.06, -31.00, 24.76, -31.00, 26.47, -31.00, 28.18, -31.00, 29.88, -31.00, 31.59, -31.00, 33.29, -31.00, 35.00, -31.00, },
  };

  // '5'
  static final int k35Code = 0x35;
  static final float[][] k35Coord = {
    { 40.00, -0.75, 32.74, 0.72, 25.34, 0.70, 18.04, -0.53, 11.16, -3.21, 5.04, -7.34, 5.82, -12.88, 10.19, -18.89, 15.90, -16.47, 22.72, -13.65, 30.06, -13.33, 36.62, -16.53, 39.85, -23.06, 38.52, -30.19, 33.31, -35.43, 26.19, -36.83, 19.22, -34.60, 12.88, -35.23, 9.14, -40.66, 9.52, -48.07, 9.90, -55.49, 10.28, -62.91, 10.66, -70.33, 11.74, -77.00, 19.17, -77.00, 26.60, -77.00, 34.03, -77.00, 41.45, -77.00, 48.88, -77.00, 54.00, -74.69, 54.00, -67.27, 51.84, -62.00, 44.41, -62.00, 36.98, -62.00, 29.56, -62.00, 25.74, -58.14, 25.25, -50.73, 28.44, -48.34, 35.79, -48.82, 42.93, -46.98, 49.00, -42.84, 53.93, -37.33, 56.38, -30.37, 56.82, -22.99, 55.51, -15.71, 51.92, -9.27, 46.56, -4.19, },
  };

  // '6'
  static final int k36Code = 0x36;
  static final float[][] k36Coord = {
    { 45.79, -46.19, 50.97, -42.85, 55.14, -38.36, 57.61, -32.76, 58.68, -26.74, 58.67, -20.61, 57.15, -14.67, 54.12, -9.33, 49.81, -4.96, 44.67, -1.61, 38.85, 0.34, 32.74, 0.97, 26.62, 0.24, 20.86, -1.91, 15.82, -5.41, 11.64, -9.89, 8.65, -15.25, 6.74, -21.08, 5.64, -27.13, 5.08, -33.27, 5.08, -39.43, 5.58, -45.57, 6.65, -51.63, 8.26, -57.57, 10.79, -63.16, 14.22, -68.24, 18.72, -72.41, 23.95, -75.67, 29.82, -77.52, 35.97, -77.95, 42.07, -77.23, 47.90, -75.26, 53.07, -71.93, 56.59, -67.55, 52.47, -62.97, 48.35, -58.39, 43.59, -61.53, 37.68, -62.89, 31.59, -62.33, 26.47, -59.03, 23.28, -53.82, 21.80, -47.86, 21.14, -41.75, 23.02, -41.73, 28.16, -45.05, 33.69, -47.69, 39.80, -47.65, },
    { 42.89, -26.09, 42.46, -27.56, 42.04, -29.03, 41.55, -30.46, 40.53, -31.60, 39.50, -32.73, 38.26, -33.54, 36.83, -34.08, 35.40, -34.62, 33.89, -34.80, 32.37, -34.85, 30.84, -34.91, 29.36, -34.57, 27.88, -34.17, 26.51, -33.53, 25.19, -32.75, 24.02, -31.77, 22.89, -30.74, 21.93, -29.57, 21.01, -28.34, 20.09, -27.12, 20.39, -25.68, 20.82, -24.21, 21.26, -22.75, 21.69, -21.28, 22.27, -19.88, 23.06, -18.57, 23.84, -17.26, 24.63, -15.95, 25.78, -14.96, 27.00, -14.04, 28.21, -13.11, 29.66, -12.69, 31.16, -12.38, 32.65, -12.07, 34.14, -12.28, 35.63, -12.64, 37.11, -13.00, 38.33, -13.87, 39.47, -14.89, 40.61, -15.90, 41.40, -17.16, 41.94, -18.59, 42.48, -20.02, 42.75, -21.51, 42.80, -23.03, 42.84, -24.56, },
  };

  // '7'
  static final int k37Code = 0x37;
  static final float[][] k37Coord = {
    { 40.00, -35.00, 38.97, -29.43, 37.95, -23.87, 36.92, -18.30, 36.63, -12.65, 36.35, -6.99, 36.07, -1.34, 31.68, 0.00, 26.02, 0.00, 20.36, 0.00, 19.25, -4.30, 19.57, -9.95, 19.89, -15.60, 20.61, -21.21, 21.67, -26.77, 23.10, -32.24, 25.23, -37.48, 27.66, -42.59, 30.35, -47.57, 33.41, -52.33, 36.48, -57.09, 37.99, -61.00, 32.33, -61.00, 26.67, -61.00, 21.01, -61.00, 15.35, -61.00, 9.69, -61.00, 5.00, -61.97, 5.00, -67.63, 5.00, -73.29, 7.95, -76.00, 13.62, -76.00, 19.28, -76.00, 24.94, -76.00, 30.60, -76.00, 36.26, -76.00, 41.92, -76.00, 47.58, -76.00, 53.24, -76.00, 58.00, -75.10, 58.00, -69.44, 57.23, -64.05, 53.65, -59.66, 50.33, -55.09, 47.26, -50.34, 44.59, -45.34, 42.21, -40.21, },
  };

  // '8'
  static final int k38Code = 0x38;
  static final float[][] k38Coord = {
    { 41.00, -56.00, 40.77, -57.27, 40.55, -58.54, 40.17, -59.76, 39.50, -60.86, 38.83, -61.96, 37.99, -62.92, 37.03, -63.79, 36.08, -64.65, 34.97, -65.24, 33.72, -65.55, 32.46, -65.85, 31.19, -65.88, 29.91, -65.73, 28.63, -65.58, 27.47, -65.10, 26.38, -64.40, 25.48, -63.51, 24.75, -62.45, 24.02, -61.39, 23.52, -60.23, 23.31, -58.96, 23.11, -57.68, 23.09, -56.41, 23.29, -55.13, 23.49, -53.86, 23.88, -52.65, 24.54, -51.55, 25.35, -50.57, 26.36, -49.75, 27.36, -48.94, 28.39, -48.17, 29.54, -47.58, 30.68, -46.99, 31.85, -46.43, 33.06, -46.01, 34.28, -45.59, 35.50, -45.17, 36.49, -45.59, 37.31, -46.59, 38.13, -47.58, 38.82, -48.66, 39.38, -49.82, 39.94, -50.99, 40.42, -52.17, 40.62, -53.45, 40.81, -54.72, },
    { 44.75, -74.62, 48.51, -71.27, 51.75, -67.48, 53.90, -62.99, 54.95, -58.06, 54.34, -53.07, 52.79, -48.33, 49.76, -44.34, 46.03, -40.94, 47.92, -37.82, 51.71, -34.55, 54.91, -30.67, 57.03, -26.10, 57.73, -21.12, 57.55, -16.13, 56.05, -11.35, 53.32, -7.15, 49.61, -3.78, 45.15, -1.45, 40.34, 0.01, 35.37, 0.76, 30.34, 0.96, 25.30, 0.69, 20.35, -0.23, 15.61, -1.93, 11.39, -4.63, 8.15, -8.46, 6.00, -12.99, 5.11, -17.92, 5.52, -22.92, 7.07, -27.66, 9.78, -31.85, 13.36, -35.35, 17.00, -38.54, 13.65, -42.11, 10.83, -46.25, 8.91, -50.91, 8.03, -55.85, 8.36, -60.86, 9.77, -65.68, 12.47, -69.90, 16.03, -73.36, 20.43, -75.72, 25.21, -77.30, 30.23, -77.74, 35.23, -77.65, 40.15, -76.69, },
    { 41.81, -17.69, 41.79, -19.17, 41.77, -20.64, 41.75, -22.12, 41.17, -23.43, 40.39, -24.69, 39.56, -25.90, 38.40, -26.82, 37.24, -27.73, 36.02, -28.54, 34.65, -29.09, 33.28, -29.65, 31.91, -30.20, 30.54, -30.76, 29.17, -31.31, 27.80, -31.87, 26.43, -32.42, 25.06, -32.98, 24.14, -31.88, 23.23, -30.71, 22.33, -29.54, 21.68, -28.22, 21.11, -26.86, 20.59, -25.48, 20.40, -24.02, 20.20, -22.55, 20.01, -21.09, 20.18, -19.62, 20.37, -18.16, 20.74, -16.74, 21.34, -15.39, 22.11, -14.15, 23.09, -13.05, 24.38, -12.37, 25.74, -11.81, 27.16, -11.43, 28.63, -11.26, 30.09, -11.10, 31.56, -11.08, 33.03, -11.28, 34.49, -11.48, 35.95, -11.68, 37.27, -12.30, 38.55, -13.04, 39.83, -13.78, 40.58, -15.00, 41.20, -16.34, 41.81, -17.69, },
  };

  // '9'
  static final int k39Code = 0x39;
  static final float[][] k39Coord = {
    { 20.00, -52.00, 20.18, -50.50, 20.35, -49.00, 20.53, -47.50, 21.09, -46.11, 21.76, -44.75, 22.57, -43.52, 23.79, -42.62, 25.00, -41.73, 26.48, -41.44, 27.97, -41.18, 29.46, -41.06, 30.96, -41.25, 32.45, -41.47, 33.85, -42.06, 35.24, -42.64, 36.48, -43.49, 37.68, -44.41, 38.79, -45.42, 39.77, -46.57, 40.76, -47.72, 40.77, -49.12, 40.48, -50.60, 40.18, -52.08, 39.88, -53.56, 39.58, -55.04, 39.03, -56.44, 38.38, -57.81, 37.74, -59.18, 37.10, -60.54, 36.05, -61.61, 34.93, -62.63, 33.82, -63.65, 32.45, -64.19, 30.98, -64.53, 29.51, -64.88, 28.04, -64.74, 26.58, -64.35, 25.15, -63.91, 24.04, -62.88, 22.93, -61.86, 21.91, -60.77, 21.35, -59.37, 20.79, -57.97, 20.43, -56.51, 20.29, -55.01, 20.14, -53.50, 20.00, -52.00, },
    { 41.96, -74.40, 46.69, -70.56, 50.63, -65.90, 53.85, -60.76, 56.05, -55.10, 57.25, -49.13, 57.91, -43.07, 57.91, -36.97, 57.40, -30.89, 56.27, -24.91, 54.56, -19.07, 52.06, -13.50, 48.52, -8.56, 43.99, -4.47, 38.72, -1.41, 32.90, 0.41, 26.83, 0.98, 20.75, 0.44, 14.91, -1.30, 9.55, -4.22, 5.12, -8.14, 9.21, -12.67, 13.29, -17.21, 17.94, -14.85, 23.65, -13.14, 29.72, -13.44, 35.06, -16.27, 38.36, -21.31, 40.19, -27.10, 40.85, -33.15, 38.36, -34.11, 33.05, -31.20, 27.33, -29.19, 21.23, -29.32, 15.34, -30.93, 10.07, -33.96, 6.54, -38.93, 4.72, -44.75, 4.17, -50.82, 4.47, -56.89, 6.07, -62.76, 9.27, -67.93, 13.47, -72.33, 18.55, -75.64, 24.33, -77.50, 30.39, -77.94, 36.40, -76.87, },
  };

  // 'a'
  static final int k61Code = 0x61;
  static final float[][] k61Coord = {
    { 39.00, -6.00, 34.62, -2.77, 29.72, -0.44, 24.43, 0.76, 19.01, 0.70, 13.78, -0.70, 9.37, -3.81, 6.53, -8.40, 5.15, -13.64, 5.20, -19.07, 6.63, -24.30, 9.55, -28.86, 13.92, -32.06, 19.00, -33.99, 24.16, -35.71, 29.52, -36.66, 34.88, -37.62, 36.59, -41.27, 33.78, -45.75, 28.56, -46.97, 23.24, -45.88, 18.26, -43.78, 13.45, -41.24, 10.79, -45.42, 8.36, -50.29, 9.11, -54.18, 13.86, -56.84, 18.98, -58.66, 24.20, -60.15, 29.61, -60.74, 35.01, -60.61, 40.40, -59.87, 45.36, -57.63, 49.41, -54.00, 52.25, -49.37, 53.93, -44.19, 54.55, -38.79, 55.00, -33.37, 55.00, -27.92, 55.00, -22.48, 55.00, -17.03, 55.00, -11.59, 55.00, -6.14, 55.00, -0.70, 50.25, 0.00, 44.81, 0.00, 40.73, -1.62, },
    { 38.00, -18.00, 38.00, -19.08, 38.00, -20.16, 38.00, -21.24, 38.00, -22.32, 38.00, -23.40, 38.00, -24.48, 38.00, -25.56, 38.00, -26.64, 38.00, -27.72, 37.22, -27.82, 36.17, -27.58, 35.11, -27.33, 34.06, -27.09, 33.01, -26.85, 31.96, -26.60, 30.90, -26.36, 29.85, -26.12, 28.80, -25.87, 27.84, -25.37, 26.89, -24.87, 25.94, -24.36, 25.04, -23.77, 24.30, -22.99, 23.55, -22.21, 22.93, -21.36, 22.64, -20.32, 22.35, -19.28, 22.06, -18.23, 22.21, -17.19, 22.47, -16.14, 22.75, -15.10, 23.58, -14.41, 24.41, -13.72, 25.44, -13.45, 26.50, -13.27, 27.56, -13.08, 28.63, -13.08, 29.70, -13.21, 30.76, -13.41, 31.77, -13.79, 32.78, -14.17, 33.68, -14.76, 34.54, -15.41, 35.41, -16.06, 36.27, -16.70, 37.14, -17.35, 38.00, -18.00, },
  };

  // 'b'
  static final int k62Code = 0x62;
  static final float[][] k62Coord = {
    { 46.15, -60.28, 51.47, -57.92, 55.89, -54.16, 59.00, -49.25, 61.14, -43.83, 62.43, -38.12, 62.79, -32.30, 62.72, -26.47, 61.97, -20.67, 60.19, -15.11, 57.78, -9.83, 54.10, -5.37, 49.45, -1.90, 44.04, 0.30, 38.23, 0.97, 32.53, -0.10, 27.44, -2.91, 23.15, -6.86, 21.24, -2.42, 16.59, -1.00, 10.74, -1.00, 8.00, -4.10, 8.00, -9.95, 8.00, -15.80, 8.00, -21.65, 8.00, -27.50, 8.00, -33.34, 8.00, -39.19, 8.00, -45.04, 8.00, -50.89, 8.00, -56.74, 8.00, -62.58, 8.00, -68.43, 8.00, -74.28, 8.00, -80.13, 8.97, -85.00, 14.82, -85.00, 20.67, -85.00, 25.00, -83.48, 25.00, -77.63, 25.00, -71.79, 25.00, -65.94, 25.00, -60.09, 25.00, -54.24, 29.31, -57.58, 34.56, -60.15, 40.34, -60.96, 46.15, -60.28, },
    { 45.96, -28.43, 45.86, -30.38, 45.76, -32.34, 45.66, -34.29, 45.52, -36.24, 44.94, -38.10, 44.36, -39.97, 43.78, -41.84, 42.50, -43.31, 41.21, -44.78, 39.62, -45.79, 37.76, -46.40, 35.90, -46.95, 33.94, -46.82, 32.06, -46.39, 30.27, -45.63, 28.66, -44.52, 27.19, -43.24, 25.82, -41.84, 25.00, -40.22, 25.00, -38.27, 25.00, -36.31, 25.00, -34.36, 25.00, -32.40, 25.00, -30.45, 25.00, -28.49, 25.00, -26.53, 25.00, -24.58, 25.00, -22.62, 25.00, -20.67, 25.00, -18.71, 25.20, -16.86, 26.79, -15.73, 28.39, -14.61, 30.14, -13.81, 32.05, -13.41, 33.96, -13.01, 35.87, -13.42, 37.78, -13.84, 39.42, -14.79, 40.91, -16.06, 42.25, -17.45, 43.19, -19.17, 44.12, -20.89, 44.89, -22.66, 45.25, -24.58, 45.60, -26.51, 45.96, -28.43, },
  };

  // 'c'
  static final int k63Code = 0x63;
  static final float[][] k63Coord = {
    { 20.21, -1.42, 15.91, -3.83, 12.14, -7.00, 9.06, -10.83, 6.77, -15.17, 5.23, -19.84, 4.30, -24.68, 4.09, -29.61, 4.36, -34.53, 5.17, -39.38, 6.68, -44.06, 9.03, -48.40, 12.26, -52.13, 16.04, -55.28, 20.26, -57.80, 24.82, -59.61, 29.63, -60.68, 34.56, -60.96, 39.44, -60.38, 44.10, -58.79, 48.30, -56.24, 50.16, -52.84, 47.26, -48.85, 44.35, -44.86, 40.89, -44.58, 36.51, -46.62, 31.68, -46.33, 27.40, -44.09, 24.12, -40.49, 22.04, -36.07, 21.20, -31.25, 21.39, -26.35, 22.49, -21.56, 24.84, -17.25, 28.83, -14.43, 33.54, -13.13, 38.42, -13.52, 42.87, -15.60, 46.28, -14.99, 48.93, -10.82, 51.58, -6.66, 48.65, -3.55, 44.29, -1.25, 39.60, 0.22, 34.72, 0.86, 29.80, 0.69, 24.92, 0.05, },
  };

  // 'd'
  static final int k64Code = 0x64;
  static final float[][] k64Coord = {
    { 44.00, -6.00, 39.51, -2.39, 34.32, 0.09, 28.65, 0.96, 22.91, 0.30, 17.52, -1.77, 12.93, -5.26, 9.35, -9.73, 7.22, -15.07, 5.87, -20.66, 5.15, -26.39, 5.26, -32.16, 5.75, -37.90, 7.10, -43.52, 9.67, -48.69, 13.16, -53.27, 17.45, -57.11, 22.49, -59.85, 28.13, -60.97, 33.86, -60.36, 39.12, -58.02, 43.00, -55.86, 43.00, -61.64, 43.00, -67.42, 43.00, -73.20, 43.00, -78.97, 43.00, -84.75, 48.53, -85.00, 54.31, -85.00, 60.00, -84.91, 60.00, -79.13, 60.00, -73.35, 60.00, -67.58, 60.00, -61.80, 60.00, -56.02, 60.00, -50.24, 60.00, -44.46, 60.00, -38.68, 60.00, -32.91, 60.00, -27.13, 60.00, -21.35, 60.00, -15.57, 60.00, -9.79, 60.00, -4.01, 57.24, -1.00, 51.46, -1.00, 45.94, -1.31, 44.00, -6.00, },
    { 43.00, -18.00, 43.00, -19.97, 43.00, -21.94, 43.00, -23.92, 43.00, -25.89, 43.00, -27.86, 43.00, -29.83, 43.00, -31.81, 43.00, -33.78, 43.00, -35.75, 43.00, -37.72, 43.00, -39.70, 43.00, -41.67, 42.45, -43.33, 40.76, -44.34, 39.07, -45.36, 37.29, -46.14, 35.35, -46.53, 33.42, -46.92, 31.47, -46.80, 29.60, -46.23, 27.91, -45.26, 26.44, -43.94, 25.27, -42.36, 24.31, -40.65, 23.53, -38.84, 22.76, -37.02, 22.54, -35.06, 22.33, -33.10, 22.12, -31.14, 22.08, -29.18, 22.26, -27.21, 22.44, -25.25, 22.62, -23.29, 23.14, -21.40, 23.85, -19.56, 24.57, -17.72, 25.82, -16.25, 27.27, -14.91, 28.89, -13.91, 30.82, -13.48, 32.74, -13.06, 34.70, -13.18, 36.62, -13.58, 38.48, -14.24, 40.13, -15.32, 41.63, -16.59, },
  };

  // 'e'
  static final int k65Code = 0x65;
  static final float[][] k65Coord = {
    { 44.49, -57.62, 48.69, -54.35, 52.08, -50.23, 54.57, -45.52, 56.15, -40.43, 56.85, -35.14, 56.86, -29.81, 55.58, -25.00, 50.24, -25.00, 44.91, -25.00, 39.57, -25.00, 34.24, -25.00, 28.90, -25.00, 23.57, -25.00, 20.43, -23.29, 22.51, -18.43, 26.36, -14.81, 31.19, -12.67, 36.46, -12.15, 41.69, -13.01, 46.52, -15.21, 49.75, -12.79, 52.31, -8.10, 52.43, -4.12, 47.66, -1.76, 42.59, -0.16, 37.34, 0.72, 32.01, 0.94, 26.72, 0.39, 21.57, -0.96, 16.78, -3.27, 12.55, -6.51, 9.06, -10.54, 6.52, -15.23, 4.96, -20.33, 4.16, -25.60, 4.15, -30.92, 4.72, -36.21, 6.01, -41.37, 8.09, -46.26, 11.00, -50.72, 14.63, -54.61, 18.99, -57.70, 23.84, -59.86, 29.06, -60.85, 34.38, -60.74, 39.59, -59.68, },
    { 42.00, -37.00, 41.95, -38.20, 41.72, -39.39, 41.49, -40.57, 41.26, -41.76, 40.91, -42.89, 40.24, -43.89, 39.56, -44.90, 38.84, -45.84, 37.78, -46.41, 36.71, -46.97, 35.64, -47.54, 34.45, -47.66, 33.24, -47.77, 32.04, -47.88, 30.84, -47.93, 29.67, -47.67, 28.49, -47.40, 27.31, -47.14, 26.28, -46.54, 25.28, -45.86, 24.28, -45.19, 23.49, -44.29, 22.79, -43.31, 22.09, -42.33, 21.44, -41.32, 21.06, -40.17, 20.68, -39.03, 20.29, -37.88, 20.28, -37.00, 21.48, -37.00, 22.69, -37.00, 23.90, -37.00, 25.10, -37.00, 26.31, -37.00, 27.52, -37.00, 28.72, -37.00, 29.93, -37.00, 31.14, -37.00, 32.35, -37.00, 33.55, -37.00, 34.76, -37.00, 35.97, -37.00, 37.17, -37.00, 38.38, -37.00, 39.59, -37.00, 40.79, -37.00, 42.00, -37.00, },
  };

  // 'f'
  static final int k66Code = 0x66;
  static final float[][] k66Coord = {
    { 28.00, -60.00, 33.52, -60.00, 39.00, -59.97, 39.00, -54.45, 39.00, -48.94, 36.42, -46.00, 30.91, -46.00, 28.00, -43.39, 28.00, -37.88, 28.00, -32.36, 28.00, -26.84, 28.00, -21.33, 28.00, -15.81, 28.00, -10.30, 28.00, -4.78, 27.27, 0.00, 21.75, 0.00, 16.24, 0.00, 11.00, -0.28, 11.00, -5.80, 11.00, -11.31, 11.00, -16.83, 11.00, -22.34, 11.00, -27.86, 11.00, -33.37, 11.00, -38.89, 11.00, -44.40, 7.08, -46.00, 3.00, -47.43, 3.00, -52.95, 3.00, -58.47, 7.94, -59.62, 11.10, -62.43, 11.36, -67.94, 12.73, -73.28, 15.36, -78.12, 19.12, -82.14, 23.94, -84.77, 29.33, -85.84, 34.84, -85.81, 40.21, -84.57, 43.68, -81.62, 42.44, -76.25, 41.20, -70.88, 36.47, -70.87, 31.18, -69.93, 28.26, -65.49, },
  };

  // 'g'
  static final int k67Code = 0x67;
  static final float[][] k67Coord = {
    { 45.38, -11.66, 52.25, -10.17, 58.09, -6.45, 61.54, -0.53, 61.45, 6.42, 58.33, 12.58, 53.01, 17.08, 47.20, 21.01, 40.57, 23.35, 33.71, 24.72, 26.70, 24.88, 19.70, 24.26, 12.99, 22.26, 7.19, 18.49, 4.41, 12.15, 4.79, 5.24, 9.11, -0.11, 9.53, -4.57, 7.12, -11.03, 8.35, -17.85, 13.00, -23.00, 8.95, -28.40, 6.46, -34.92, 6.27, -41.90, 8.20, -48.60, 12.34, -54.20, 17.90, -58.41, 24.56, -60.42, 31.55, -60.87, 38.53, -60.06, 45.55, -60.00, 52.57, -60.00, 59.59, -60.00, 61.00, -54.38, 61.00, -47.36, 54.34, -47.00, 52.18, -43.51, 52.84, -36.58, 50.88, -29.92, 46.46, -24.58, 40.49, -21.03, 33.72, -19.43, 26.74, -19.38, 21.46, -17.83, 24.38, -12.60, 31.34, -12.14, 38.36, -11.90, 45.38, -11.66, },
    { 44.99, 5.80, 44.42, 4.56, 43.31, 3.69, 42.07, 3.08, 40.73, 2.65, 39.38, 2.25, 37.98, 2.21, 36.57, 2.18, 35.16, 2.14, 33.76, 2.10, 32.35, 2.07, 30.94, 2.03, 29.53, 2.00, 28.13, 1.96, 26.72, 1.92, 25.33, 1.76, 23.94, 1.52, 22.55, 1.27, 21.17, 1.03, 20.23, 1.97, 19.35, 3.06, 18.72, 4.31, 18.19, 5.62, 18.12, 7.01, 18.23, 8.39, 18.82, 9.67, 19.65, 10.77, 20.69, 11.72, 21.92, 12.36, 23.23, 12.88, 24.60, 13.15, 26.00, 13.34, 27.39, 13.52, 28.79, 13.71, 30.18, 13.89, 31.58, 13.91, 32.97, 13.70, 34.36, 13.49, 35.75, 13.28, 37.13, 13.02, 38.37, 12.35, 39.60, 11.69, 40.84, 11.02, 42.08, 10.35, 43.09, 9.40, 44.00, 8.32, 44.79, 7.19, },
    { 37.99, -38.60, 37.83, -39.77, 37.67, -40.94, 37.50, -42.10, 37.20, -43.22, 36.59, -44.23, 35.94, -45.21, 35.06, -45.99, 34.18, -46.78, 33.31, -47.57, 32.43, -48.35, 31.33, -48.68, 30.17, -48.89, 29.01, -48.87, 27.86, -48.62, 26.72, -48.34, 25.75, -47.67, 24.80, -46.98, 24.10, -46.03, 23.40, -45.09, 22.85, -44.06, 22.52, -42.93, 22.20, -41.80, 22.14, -40.62, 22.10, -39.45, 22.06, -38.27, 22.18, -37.10, 22.41, -35.94, 22.66, -34.80, 23.17, -33.73, 23.68, -32.67, 24.38, -31.79, 25.42, -31.24, 26.46, -30.68, 27.55, -30.31, 28.72, -30.27, 29.90, -30.24, 31.08, -30.20, 32.20, -30.42, 33.25, -30.95, 34.31, -31.48, 35.11, -32.31, 35.83, -33.24, 36.54, -34.18, 37.16, -35.17, 37.44, -36.31, 37.71, -37.46, 37.99, -38.60, },
  };

  // 'h'
  static final int k68Code = 0x68;
  static final float[][] k68Coord = {
    { 25.00, -40.00, 25.00, -32.30, 25.00, -24.59, 25.00, -16.89, 25.00, -9.19, 25.00, -1.49, 18.78, 0.00, 11.08, 0.00, 8.00, -4.62, 8.00, -12.33, 8.00, -20.03, 8.00, -27.73, 8.00, -35.43, 8.00, -43.14, 8.00, -50.84, 8.00, -58.54, 8.00, -66.25, 8.00, -73.95, 8.00, -81.65, 13.35, -84.00, 21.06, -84.00, 25.00, -80.24, 25.00, -72.54, 25.00, -64.84, 25.00, -57.13, 26.86, -53.77, 32.97, -58.41, 40.26, -60.68, 47.92, -60.47, 54.52, -56.76, 58.88, -50.55, 60.56, -43.05, 60.96, -35.37, 60.97, -27.67, 60.98, -19.97, 60.99, -12.26, 60.99, -4.56, 57.86, 0.00, 50.16, 0.00, 43.00, -0.55, 42.93, -8.25, 42.87, -15.95, 42.80, -23.65, 42.74, -31.36, 42.61, -39.05, 38.54, -45.29, 31.28, -44.42, 25.00, -40.00, },
  };

  // 'i'
  static final int k69Code = 0x69;
  static final float[][] k69Coord = {
    { 25.00, 0.00, 21.68, 0.00, 18.36, 0.00, 15.04, 0.00, 11.72, 0.00, 8.40, 0.00, 7.00, -1.91, 7.00, -5.23, 7.00, -8.55, 7.00, -11.87, 7.00, -15.19, 7.00, -18.51, 7.00, -21.83, 7.00, -25.15, 7.00, -28.47, 7.00, -31.79, 7.00, -35.11, 7.00, -38.43, 7.00, -41.74, 7.00, -45.06, 7.00, -48.38, 7.00, -51.70, 7.00, -55.02, 7.00, -58.34, 8.66, -60.00, 11.98, -60.00, 15.30, -60.00, 18.62, -60.00, 21.94, -60.00, 25.00, -59.74, 25.00, -56.43, 25.00, -53.11, 25.00, -49.79, 25.00, -46.47, 25.00, -43.15, 25.00, -39.83, 25.00, -36.51, 25.00, -33.19, 25.00, -29.87, 25.00, -26.55, 25.00, -23.23, 25.00, -19.91, 25.00, -16.60, 25.00, -13.28, 25.00, -9.96, 25.00, -6.64, 25.00, -3.32, },
    { 25.97, -78.78, 25.79, -77.50, 25.62, -76.22, 25.44, -74.94, 24.87, -73.81, 24.15, -72.73, 23.44, -71.66, 22.54, -70.79, 21.37, -70.25, 20.19, -69.70, 18.95, -69.39, 17.67, -69.22, 16.39, -69.05, 15.11, -69.10, 13.82, -69.24, 12.54, -69.38, 11.27, -69.60, 10.08, -70.11, 8.90, -70.62, 7.86, -71.29, 7.30, -72.45, 6.74, -73.62, 6.44, -74.86, 6.21, -76.14, 6.04, -77.41, 6.14, -78.70, 6.25, -79.99, 6.48, -81.24, 7.02, -82.42, 7.65, -83.52, 8.65, -84.34, 9.65, -85.16, 10.72, -85.84, 11.96, -86.19, 13.21, -86.55, 14.45, -86.91, 15.73, -86.85, 17.02, -86.75, 18.31, -86.66, 19.50, -86.20, 20.64, -85.59, 21.78, -84.99, 22.77, -84.17, 23.69, -83.27, 24.62, -82.37, 25.19, -81.24, 25.58, -80.01, 25.97, -78.78, },
  };

  // 'j'
  static final int k6aCode = 0x6a;
  static final float[][] k6aCoord = {
    { 26.00, 0.00, 25.54, 4.51, 24.98, 9.00, 23.32, 13.22, 21.14, 17.14, 17.89, 20.27, 13.87, 22.33, 9.48, 23.34, 4.98, 23.88, 0.47, 23.63, -3.86, 22.40, -4.30, 18.74, -3.35, 14.31, -2.40, 9.88, 0.50, 8.75, 4.81, 8.15, 7.29, 4.46, 7.83, 0.00, 7.84, -4.53, 7.85, -9.07, 7.87, -13.60, 7.88, -18.13, 7.89, -22.67, 7.91, -27.20, 7.92, -31.73, 7.93, -36.27, 7.95, -40.80, 7.96, -45.33, 7.97, -49.87, 7.99, -54.40, 8.00, -58.93, 12.47, -59.00, 17.00, -59.00, 21.53, -59.00, 26.00, -58.93, 26.00, -54.40, 26.00, -49.87, 26.00, -45.33, 26.00, -40.80, 26.00, -36.27, 26.00, -31.73, 26.00, -27.20, 26.00, -22.67, 26.00, -18.13, 26.00, -13.60, 26.00, -9.07, 26.00, -4.53, 26.00, -0.00, },
    { 26.97, -77.78, 26.79, -76.50, 26.62, -75.22, 26.44, -73.94, 25.87, -72.81, 25.15, -71.73, 24.44, -70.66, 23.54, -69.79, 22.37, -69.25, 21.19, -68.70, 19.95, -68.39, 18.67, -68.22, 17.39, -68.05, 16.11, -68.10, 14.82, -68.24, 13.54, -68.38, 12.27, -68.60, 11.08, -69.11, 9.90, -69.62, 8.86, -70.29, 8.30, -71.45, 7.74, -72.62, 7.44, -73.86, 7.21, -75.14, 7.04, -76.41, 7.14, -77.70, 7.25, -78.99, 7.48, -80.24, 8.02, -81.42, 8.65, -82.52, 9.65, -83.34, 10.65, -84.16, 11.72, -84.84, 12.96, -85.19, 14.21, -85.55, 15.45, -85.91, 16.73, -85.85, 18.02, -85.75, 19.31, -85.66, 20.50, -85.20, 21.64, -84.59, 22.78, -83.99, 23.77, -83.17, 24.69, -82.27, 25.62, -81.37, 26.19, -80.24, 26.58, -79.01, 26.97, -77.78, },
  };

  // 'k'
  static final int k6bCode = 0x6b;
  static final float[][] k6bCoord = {
    { 25.00, -14.00, 25.00, -6.33, 23.66, 0.00, 15.99, 0.00, 8.33, 0.00, 8.00, -7.34, 8.00, -15.01, 8.00, -22.68, 8.00, -30.35, 8.00, -38.02, 8.00, -45.69, 8.00, -53.35, 8.00, -61.02, 8.00, -68.69, 8.00, -76.36, 8.03, -84.00, 15.70, -84.00, 23.37, -84.00, 25.00, -77.97, 25.00, -70.30, 25.00, -62.63, 25.00, -54.96, 25.00, -47.29, 25.00, -39.62, 27.51, -39.17, 32.27, -45.18, 37.03, -51.20, 41.79, -57.21, 48.11, -60.00, 55.78, -60.00, 62.71, -59.66, 57.78, -53.79, 52.85, -47.91, 47.92, -42.04, 42.98, -36.17, 45.27, -29.80, 49.35, -23.31, 53.43, -16.82, 57.51, -10.33, 61.59, -3.83, 60.86, 0.00, 53.19, 0.00, 45.52, 0.00, 41.48, -6.22, 37.71, -12.90, 33.94, -19.57, 29.71, -20.05, },
  };

  // 'l'
  static final int k6cCode = 0x6c;
  static final float[][] k6cCoord = {
    { 33.00, 0.00, 28.63, 0.78, 24.20, 0.99, 19.79, 0.44, 15.68, -1.06, 12.28, -3.79, 9.96, -7.50, 8.59, -11.71, 8.18, -16.13, 8.00, -20.56, 8.00, -25.00, 8.00, -29.45, 8.00, -33.89, 8.00, -38.33, 8.00, -42.77, 8.00, -47.21, 8.00, -51.65, 8.00, -56.09, 8.00, -60.54, 8.00, -64.98, 8.00, -69.42, 8.00, -73.86, 8.00, -78.30, 8.00, -82.74, 11.18, -84.00, 15.63, -84.00, 20.07, -84.00, 24.51, -84.00, 25.00, -80.05, 25.01, -75.61, 25.01, -71.17, 25.01, -66.73, 25.01, -62.28, 25.02, -57.84, 25.02, -53.40, 25.02, -48.96, 25.02, -44.52, 25.03, -40.08, 25.03, -35.64, 25.03, -31.19, 25.03, -26.75, 25.04, -22.31, 25.04, -17.87, 26.51, -13.84, 30.74, -13.00, 31.58, -8.77, 32.29, -4.38, 33.00, -0.00, },
  };

  // 'm'
  static final int k6dCode = 0x6d;
  static final float[][] k6dCoord = {
    { 25.00, -40.00, 25.00, -29.95, 25.00, -19.89, 25.00, -9.84, 24.78, 0.00, 14.73, 0.00, 8.00, -3.32, 8.00, -13.38, 8.00, -23.43, 8.00, -33.48, 8.00, -43.54, 8.00, -53.59, 11.65, -60.00, 21.70, -60.00, 24.52, -52.45, 32.50, -58.52, 42.09, -60.88, 51.56, -58.00, 57.85, -51.65, 65.82, -57.77, 75.22, -60.91, 84.99, -59.09, 91.93, -52.11, 94.62, -42.50, 94.85, -32.46, 94.90, -22.41, 94.94, -12.35, 94.99, -2.30, 87.24, 0.00, 77.19, 0.00, 76.92, -9.86, 76.84, -19.92, 76.75, -29.97, 76.33, -39.97, 69.27, -45.95, 60.96, -40.91, 60.00, -31.27, 60.00, -21.21, 60.00, -11.16, 60.00, -1.10, 51.05, 0.00, 41.99, -1.00, 41.91, -11.06, 41.83, -21.11, 41.74, -31.16, 41.03, -41.13, 33.19, -45.68, },
  };

  // 'n'
  static final int k6eCode = 0x6e;
  static final float[][] k6eCoord = {
    { 25.00, -40.00, 25.00, -33.35, 25.00, -26.69, 25.00, -20.04, 25.00, -13.38, 25.00, -6.73, 25.00, -0.07, 18.42, 0.00, 11.76, 0.00, 8.00, -2.89, 8.00, -9.55, 8.00, -16.20, 8.00, -22.86, 8.00, -29.51, 8.00, -36.17, 8.00, -42.82, 8.00, -49.48, 8.00, -56.13, 10.79, -60.00, 17.44, -60.00, 22.26, -57.92, 23.69, -52.00, 28.84, -56.08, 34.59, -59.40, 41.02, -60.85, 47.62, -60.35, 53.59, -57.51, 57.88, -52.47, 59.99, -46.19, 60.83, -39.61, 61.00, -32.96, 61.00, -26.31, 61.00, -19.65, 61.00, -13.00, 61.00, -6.34, 60.69, 0.00, 54.03, 0.00, 47.38, 0.00, 42.98, -2.28, 42.93, -8.93, 42.87, -15.59, 42.82, -22.24, 42.76, -28.90, 42.71, -35.55, 41.64, -42.02, 36.56, -45.88, 30.37, -43.89, },
  };

  // 'o'
  static final int k6fCode = 0x6f;
  static final float[][] k6fCoord = {
    { 44.49, -1.42, 40.66, -0.22, 36.76, 0.65, 32.76, 0.98, 28.75, 0.63, 24.84, -0.20, 20.99, -1.34, 17.43, -3.19, 14.12, -5.44, 11.06, -8.03, 8.64, -11.25, 6.89, -14.86, 5.55, -18.62, 4.60, -22.53, 4.25, -26.53, 4.04, -30.53, 4.34, -34.54, 4.94, -38.50, 6.04, -42.36, 7.65, -46.04, 9.89, -49.36, 12.55, -52.34, 15.58, -54.98, 18.92, -57.18, 22.50, -58.98, 26.33, -60.17, 30.30, -60.74, 34.30, -60.86, 38.29, -60.45, 42.12, -59.21, 45.72, -57.47, 49.09, -55.31, 52.11, -52.66, 54.84, -49.74, 57.17, -46.47, 58.85, -42.82, 59.91, -38.95, 60.62, -35.01, 60.92, -31.00, 60.83, -26.99, 60.42, -23.00, 59.61, -19.06, 58.28, -15.29, 56.55, -11.68, 54.21, -8.41, 51.25, -5.72, 48.00, -3.38, 44.50, -1.42, },
    { 43.97, -31.56, 43.66, -33.49, 43.36, -35.43, 43.05, -37.36, 42.37, -39.16, 41.42, -40.88, 40.47, -42.59, 39.20, -44.02, 37.64, -45.20, 36.02, -46.25, 34.09, -46.56, 32.16, -46.88, 30.23, -46.75, 28.40, -46.12, 26.70, -45.17, 25.48, -43.64, 24.27, -42.10, 23.11, -40.54, 22.48, -38.69, 21.85, -36.83, 21.43, -34.94, 21.31, -32.98, 21.19, -31.03, 21.07, -29.08, 21.21, -27.13, 21.48, -25.20, 21.75, -23.26, 22.21, -21.37, 22.95, -19.56, 23.69, -17.75, 24.80, -16.17, 26.26, -14.90, 27.97, -13.96, 29.89, -13.59, 31.81, -13.23, 33.73, -13.16, 35.64, -13.59, 37.54, -14.03, 39.02, -15.31, 40.51, -16.58, 41.46, -18.23, 42.14, -20.06, 42.83, -21.90, 43.42, -23.75, 43.56, -25.70, 43.69, -27.66, 43.83, -29.61, 43.97, -31.56, },
  };

  // 'p'
  static final int k70Code = 0x70;
  static final float[][] k70Coord = {
    { 46.15, -60.19, 51.23, -57.69, 55.38, -53.87, 58.65, -49.24, 60.87, -44.03, 62.25, -38.52, 62.92, -32.87, 62.79, -27.18, 62.16, -21.54, 60.69, -16.07, 58.45, -10.85, 55.18, -6.22, 50.83, -2.59, 45.73, -0.15, 40.16, 0.88, 34.50, 0.49, 29.14, -1.31, 25.00, -3.24, 25.00, 2.46, 25.00, 8.15, 25.00, 13.84, 25.00, 19.54, 21.77, 22.00, 16.08, 22.00, 10.39, 22.00, 8.00, 18.69, 8.00, 13.00, 8.00, 7.31, 8.00, 1.61, 8.00, -4.08, 8.00, -9.77, 8.00, -15.47, 8.00, -21.16, 8.00, -26.85, 8.00, -32.55, 8.00, -38.24, 8.00, -43.93, 8.00, -49.63, 8.00, -55.32, 9.01, -60.00, 14.71, -60.00, 20.40, -60.00, 22.58, -55.95, 25.11, -54.71, 29.66, -58.11, 34.90, -60.28, 40.52, -60.92, },
    { 45.91, -27.41, 45.83, -29.35, 45.75, -31.29, 45.67, -33.23, 45.59, -35.16, 45.14, -37.03, 44.53, -38.88, 43.92, -40.72, 42.77, -42.24, 41.45, -43.66, 39.93, -44.77, 38.08, -45.34, 36.23, -45.91, 34.29, -45.91, 32.40, -45.56, 30.55, -45.00, 28.86, -44.04, 27.28, -42.94, 25.80, -41.68, 25.00, -40.11, 25.00, -38.17, 25.00, -36.23, 25.00, -34.29, 25.00, -32.35, 25.00, -30.41, 25.00, -28.47, 25.00, -26.54, 25.00, -24.60, 25.00, -22.66, 25.00, -20.72, 25.00, -18.78, 25.00, -16.84, 25.97, -15.48, 27.69, -14.58, 29.42, -13.72, 31.34, -13.42, 33.25, -13.12, 35.17, -13.12, 37.06, -13.51, 38.87, -14.20, 40.29, -15.52, 41.70, -16.85, 42.99, -18.28, 43.91, -19.98, 44.81, -21.70, 45.17, -23.60, 45.54, -25.51, 45.91, -27.41, },
  };

  // 'q'
  static final int k71Code = 0x71;
  static final float[][] k71Coord = {
    { 43.00, -5.00, 38.23, -1.82, 32.94, 0.29, 27.28, 0.85, 21.64, 0.06, 16.38, -2.10, 12.05, -5.82, 8.88, -10.57, 6.81, -15.88, 5.65, -21.47, 5.11, -27.16, 5.22, -32.88, 6.00, -38.55, 7.62, -44.03, 10.14, -49.16, 13.62, -53.68, 17.86, -57.48, 22.99, -59.95, 28.60, -60.86, 34.25, -60.15, 39.37, -57.65, 43.41, -53.60, 45.55, -56.85, 48.54, -60.00, 54.27, -60.00, 60.00, -60.00, 60.00, -54.27, 60.00, -48.55, 60.00, -42.82, 60.00, -37.09, 60.00, -31.36, 60.00, -25.64, 60.00, -19.91, 60.00, -14.18, 60.00, -8.46, 60.00, -2.73, 60.00, 3.00, 60.00, 8.73, 60.00, 14.45, 60.00, 20.18, 56.09, 22.00, 50.36, 22.00, 44.64, 22.00, 43.00, 17.91, 43.00, 12.18, 43.00, 6.45, 43.00, 0.73, },
    { 43.00, -18.00, 43.00, -19.94, 43.00, -21.88, 43.00, -23.81, 43.00, -25.75, 43.00, -27.69, 43.00, -29.63, 43.00, -31.56, 43.00, -33.50, 43.00, -35.44, 43.00, -37.38, 43.00, -39.31, 43.00, -41.25, 41.98, -42.61, 40.32, -43.61, 38.66, -44.61, 36.85, -45.23, 34.95, -45.61, 33.05, -45.99, 31.13, -45.80, 29.28, -45.24, 27.61, -44.33, 26.20, -43.00, 24.79, -41.67, 23.99, -39.91, 23.23, -38.13, 22.67, -36.30, 22.47, -34.37, 22.26, -32.44, 22.06, -30.52, 22.13, -28.59, 22.31, -26.66, 22.49, -24.73, 22.67, -22.80, 23.30, -20.98, 24.00, -19.17, 24.70, -17.37, 26.08, -16.02, 27.50, -14.70, 29.16, -13.85, 31.06, -13.43, 32.95, -13.01, 34.87, -13.20, 36.75, -13.63, 38.57, -14.29, 40.19, -15.36, 41.65, -16.61, 43.00, -18.00, },
  };

  // 'r'
  static final int k72Code = 0x72;
  static final float[][] k72Coord = {
    { 25.00, -34.00, 25.00, -29.56, 25.00, -25.12, 25.00, -20.69, 25.00, -16.25, 25.00, -11.81, 25.00, -7.37, 25.00, -2.94, 23.50, 0.00, 19.06, 0.00, 14.62, 0.00, 10.18, 0.00, 8.00, -2.25, 8.00, -6.69, 8.00, -11.13, 8.00, -15.57, 8.00, -20.00, 8.00, -24.44, 8.00, -28.88, 8.00, -33.32, 8.00, -37.76, 8.00, -42.19, 8.00, -46.63, 8.00, -51.07, 8.00, -55.51, 8.00, -59.94, 12.38, -60.00, 16.82, -60.00, 21.26, -60.00, 22.31, -56.32, 22.68, -51.90, 23.53, -48.00, 26.02, -51.41, 28.76, -54.89, 32.22, -57.62, 36.02, -59.82, 40.31, -60.94, 44.73, -60.72, 47.80, -58.93, 46.98, -54.57, 46.16, -50.20, 45.35, -45.84, 42.46, -44.36, 38.07, -44.99, 33.83, -43.76, 30.24, -41.16, 27.60, -37.60, 25.00, -34.00, },
  };

  // 's'
  static final int k73Code = 0x73;
  static final float[][] k73Coord = {
    { 33.58, -0.01, 27.80, 0.60, 22.01, 0.82, 16.25, 0.09, 10.68, -1.54, 5.55, -4.24, 2.71, -8.11, 5.83, -13.02, 8.96, -17.93, 14.04, -15.26, 19.40, -13.12, 25.09, -12.10, 30.78, -12.95, 32.31, -17.73, 28.40, -21.64, 23.05, -23.46, 17.80, -25.97, 12.87, -29.03, 8.49, -32.77, 5.61, -37.78, 5.11, -43.54, 6.58, -49.11, 9.85, -53.87, 14.27, -57.64, 19.60, -59.92, 25.31, -60.91, 31.10, -60.67, 36.74, -59.28, 42.05, -56.94, 46.91, -53.75, 45.36, -49.37, 41.94, -44.66, 37.90, -43.40, 33.03, -46.58, 27.41, -47.89, 22.03, -46.25, 21.31, -40.77, 26.06, -37.59, 31.48, -35.48, 36.91, -33.37, 41.96, -30.54, 46.21, -26.64, 48.59, -21.39, 48.81, -15.62, 47.16, -10.08, 43.74, -5.43, 39.00, -2.09, 33.59, -0.01, },
  };

  // 't'
  static final int k74Code = 0x74;
  static final float[][] k74Coord = {
    { 27.00, -46.00, 27.00, -40.69, 27.00, -35.39, 27.00, -30.08, 27.00, -24.78, 27.39, -19.50, 29.56, -14.86, 34.40, -13.08, 39.64, -13.77, 41.60, -10.12, 42.40, -4.88, 41.65, -0.70, 36.47, 0.45, 31.19, 0.90, 25.90, 0.63, 20.78, -0.67, 16.23, -3.33, 12.96, -7.47, 11.05, -12.40, 10.19, -17.62, 10.16, -22.93, 10.12, -28.23, 10.09, -33.54, 10.05, -38.84, 10.01, -44.15, 6.55, -46.00, 2.00, -46.76, 2.00, -52.07, 2.00, -57.37, 5.66, -59.41, 10.93, -59.99, 11.65, -65.19, 12.31, -70.46, 12.97, -75.72, 18.03, -76.00, 23.33, -76.00, 27.00, -74.36, 27.00, -69.06, 27.00, -63.75, 28.55, -60.00, 33.86, -60.00, 39.17, -60.00, 42.00, -57.53, 42.00, -52.22, 42.00, -46.92, 37.61, -46.00, 32.31, -46.00, 27.00, -46.00, },
  };

  // 'u'
  static final int k75Code = 0x75;
  static final float[][] k75Coord = {
    { 43.00, -8.00, 38.05, -3.54, 32.20, -0.41, 25.70, 0.92, 19.14, 0.07, 13.38, -3.15, 9.69, -8.61, 7.66, -14.92, 7.04, -21.57, 7.04, -28.24, 7.03, -34.92, 7.02, -41.60, 7.01, -48.28, 7.01, -54.95, 8.63, -60.00, 15.31, -60.00, 21.99, -60.00, 24.04, -55.34, 24.09, -48.66, 24.15, -41.98, 24.20, -35.30, 24.26, -28.63, 24.31, -21.95, 26.35, -15.73, 32.64, -14.13, 38.58, -16.58, 42.00, -21.83, 42.00, -28.51, 42.00, -35.19, 42.00, -41.87, 42.00, -48.54, 42.00, -55.22, 43.90, -60.00, 50.58, -60.00, 57.25, -60.00, 60.00, -56.07, 60.00, -49.39, 60.00, -42.71, 60.00, -36.04, 60.00, -29.36, 60.00, -22.68, 60.00, -16.00, 60.00, -9.33, 60.00, -2.65, 55.97, 0.00, 49.29, 0.00, 44.70, -2.37, },
  };

  // 'v'
  static final int k76Code = 0x76;
  static final float[][] k76Coord = {
    { 60.00, -59.00, 58.21, -53.44, 56.42, -47.89, 54.63, -42.33, 52.84, -36.77, 51.05, -31.22, 49.26, -25.66, 47.47, -20.10, 45.69, -14.55, 43.90, -8.99, 42.11, -3.44, 38.77, 0.00, 32.93, 0.00, 27.10, 0.00, 21.26, 0.00, 19.21, -5.28, 17.34, -10.81, 15.46, -16.34, 13.59, -21.87, 11.71, -27.40, 9.84, -32.92, 7.96, -38.45, 6.09, -43.98, 4.22, -49.51, 2.34, -55.04, 2.65, -59.00, 8.49, -59.00, 14.33, -59.00, 19.29, -57.87, 20.77, -52.22, 22.24, -46.57, 23.72, -40.93, 25.19, -35.28, 26.66, -29.63, 28.14, -23.98, 29.61, -18.33, 31.08, -13.32, 32.56, -18.97, 34.03, -24.61, 35.50, -30.26, 36.98, -35.91, 38.45, -41.56, 39.92, -47.21, 41.40, -52.86, 42.87, -58.50, 48.33, -59.00, 54.16, -59.00, },
  };

  // 'w'
  static final int k77Code = 0x77;
  static final float[][] k77Coord = {
    { 89.00, -60.00, 86.64, -49.90, 84.28, -39.79, 81.93, -29.69, 79.57, -19.58, 77.21, -9.48, 74.36, 0.00, 63.99, 0.00, 53.92, -0.38, 51.71, -10.52, 49.51, -20.66, 47.69, -30.87, 45.90, -41.00, 43.63, -31.62, 41.78, -21.42, 39.52, -11.29, 37.26, -1.17, 27.82, 0.00, 17.44, 0.00, 14.59, -9.64, 12.07, -19.70, 9.56, -29.77, 7.04, -39.83, 4.53, -49.90, 2.01, -59.96, 12.34, -60.00, 20.48, -57.33, 22.30, -47.12, 24.12, -36.90, 26.21, -26.74, 27.71, -16.49, 30.08, -20.78, 31.79, -31.02, 33.96, -41.16, 36.14, -51.31, 39.48, -60.00, 49.86, -60.00, 55.32, -53.91, 57.53, -43.77, 59.73, -33.63, 61.94, -23.49, 64.14, -14.64, 66.20, -24.80, 67.66, -35.07, 69.83, -45.21, 72.00, -55.36, 78.62, -60.00, },
  };

  // 'x'
  static final int k78Code = 0x78;
  static final float[][] k78Coord = {
    { 19.00, 0.00, 12.54, 0.00, 6.07, 0.00, 1.70, -1.20, 4.94, -6.79, 8.19, -12.38, 11.43, -17.97, 14.68, -23.56, 17.92, -29.15, 16.82, -34.73, 13.55, -40.30, 10.28, -45.88, 7.01, -51.45, 3.74, -57.03, 5.02, -60.00, 11.48, -60.00, 17.94, -60.00, 22.52, -56.95, 25.41, -51.17, 28.30, -45.39, 31.43, -40.00, 34.19, -45.47, 36.59, -51.47, 38.99, -57.48, 43.74, -60.00, 50.21, -60.00, 56.67, -60.00, 55.53, -55.50, 52.42, -49.83, 49.32, -44.17, 46.21, -38.50, 43.10, -32.83, 42.10, -27.22, 45.51, -21.73, 48.92, -16.24, 52.33, -10.75, 55.74, -5.26, 58.73, 0.00, 52.26, 0.00, 45.80, 0.00, 39.63, -0.55, 36.05, -5.93, 33.41, -11.70, 30.51, -17.46, 27.12, -17.54, 24.93, -11.46, 22.12, -5.66, },
  };

  // 'y'
  static final int k79Code = 0x79;
  static final float[][] k79Coord = {
    { 26.19, 19.62, 19.74, 22.24, 12.77, 22.87, 5.97, 21.34, 6.76, 15.28, 8.83, 8.57, 15.39, 7.57, 21.13, 3.81, 23.83, -2.43, 21.24, -8.96, 18.65, -15.48, 16.07, -22.01, 13.48, -28.53, 10.89, -35.05, 8.30, -41.58, 5.72, -48.10, 3.13, -54.63, 2.24, -60.00, 9.26, -60.00, 16.28, -60.00, 20.24, -55.89, 22.28, -49.17, 24.31, -42.45, 26.34, -35.73, 28.37, -29.01, 30.40, -22.29, 32.34, -18.45, 33.95, -25.28, 35.56, -32.12, 37.32, -38.91, 39.15, -45.69, 40.97, -52.46, 42.80, -59.24, 49.23, -60.00, 56.25, -60.00, 58.97, -56.90, 56.75, -50.24, 54.53, -43.58, 52.31, -36.92, 50.09, -30.26, 47.87, -23.60, 45.65, -16.94, 43.43, -10.28, 41.21, -3.62, 38.62, 2.88, 35.34, 9.07, 31.23, 14.74, },
  };

  // 'z'
  static final int k7aCode = 0x7a;
  static final float[][] k7aCoord = {
    { 51.00, -60.00, 51.00, -54.18, 50.06, -48.65, 46.74, -43.87, 43.42, -39.08, 40.10, -34.30, 36.78, -29.52, 33.46, -24.74, 30.13, -19.95, 26.81, -15.17, 30.40, -14.00, 36.22, -14.00, 42.04, -14.00, 47.86, -14.00, 51.00, -11.31, 51.00, -5.49, 50.67, 0.00, 44.85, 0.00, 39.02, 0.00, 33.20, 0.00, 27.38, 0.00, 21.56, 0.00, 15.73, 0.00, 9.91, 0.00, 4.09, 0.00, 4.00, -5.73, 5.46, -11.10, 8.78, -15.88, 12.10, -20.66, 15.42, -25.45, 18.74, -30.23, 22.06, -35.01, 25.38, -39.79, 28.71, -44.58, 23.69, -45.00, 17.87, -45.00, 12.05, -45.00, 7.00, -45.77, 7.00, -51.60, 7.00, -57.42, 10.24, -60.00, 16.06, -60.00, 21.89, -60.00, 27.71, -60.00, 33.53, -60.00, 39.36, -60.00, 45.18, -60.00, },
  };

  // 'A'
  static final int k41Code = 0x41;
  static final float[][] k41Coord = {
    { 25.00, -33.00, 26.75, -33.00, 28.49, -33.00, 30.24, -33.00, 31.98, -33.00, 33.73, -33.00, 35.47, -33.00, 37.22, -33.00, 38.96, -33.00, 40.71, -33.00, 40.79, -34.44, 40.55, -36.16, 40.30, -37.89, 40.05, -39.62, 39.63, -41.31, 39.16, -42.99, 38.69, -44.67, 38.22, -46.35, 37.75, -48.03, 37.28, -49.71, 36.81, -51.39, 36.34, -53.07, 35.87, -54.76, 35.40, -56.44, 34.93, -58.12, 34.46, -59.80, 33.99, -61.48, 33.52, -63.16, 33.05, -64.84, 32.63, -63.47, 32.22, -61.77, 31.82, -60.07, 31.41, -58.38, 31.00, -56.68, 30.60, -54.98, 30.19, -53.28, 29.78, -51.59, 29.37, -49.89, 28.97, -48.19, 28.56, -46.50, 28.15, -44.80, 27.74, -43.10, 27.34, -41.41, 26.92, -39.71, 26.44, -38.03, 25.96, -36.36, 25.48, -34.68, },
    { 23.00, -78.00, 29.00, -78.00, 35.00, -78.00, 41.00, -78.00, 44.88, -75.13, 46.65, -69.40, 48.41, -63.66, 50.18, -57.93, 51.94, -52.20, 53.70, -46.46, 55.47, -40.73, 57.23, -34.99, 59.00, -29.26, 60.76, -23.52, 62.53, -17.79, 64.29, -12.05, 66.06, -6.32, 67.82, -0.58, 62.61, 0.00, 56.61, 0.00, 50.61, 0.00, 48.63, -5.21, 47.10, -11.01, 45.57, -16.82, 41.26, -19.00, 35.26, -19.00, 29.26, -19.00, 23.26, -19.00, 20.23, -15.34, 18.99, -9.47, 17.76, -3.60, 14.68, 0.00, 8.68, 0.00, 2.68, 0.00, 0.94, -3.19, 2.64, -8.94, 4.33, -14.70, 6.03, -20.45, 7.73, -26.21, 9.42, -31.96, 11.12, -37.72, 12.82, -43.47, 14.52, -49.23, 16.21, -54.98, 17.91, -60.74, 19.61, -66.49, 21.30, -72.25, },
  };

  // 'B'
  static final int k42Code = 0x42;
  static final float[][] k42Coord = {
    { 51.75, -75.55, 56.69, -73.03, 60.55, -69.10, 62.98, -64.18, 63.84, -58.74, 63.21, -53.27, 61.04, -48.20, 57.74, -43.74, 54.84, -40.64, 59.79, -38.18, 64.04, -34.68, 66.83, -29.93, 67.90, -24.50, 67.67, -18.96, 66.12, -13.66, 63.29, -8.93, 59.16, -5.27, 54.26, -2.72, 48.94, -1.16, 43.43, -0.52, 37.90, -0.01, 32.35, -0.01, 26.80, -0.01, 21.25, -0.01, 15.70, -0.00, 10.14, -0.00, 9.00, -4.41, 9.00, -9.96, 9.00, -15.51, 9.00, -21.06, 9.00, -26.61, 9.00, -32.16, 9.00, -37.72, 9.00, -43.27, 9.00, -48.82, 9.00, -54.37, 9.00, -59.92, 9.00, -65.47, 9.00, -71.02, 9.00, -76.58, 13.13, -78.00, 18.68, -78.00, 24.23, -78.00, 29.78, -78.00, 35.33, -77.98, 40.88, -77.67, 46.34, -76.79, },
    { 50.96, -24.97, 50.48, -26.61, 49.99, -28.26, 48.92, -29.59, 47.59, -30.66, 46.21, -31.67, 44.66, -32.38, 43.07, -33.03, 41.44, -33.49, 39.74, -33.70, 38.04, -33.91, 36.33, -33.97, 34.62, -33.98, 32.90, -33.98, 31.19, -33.99, 29.48, -33.99, 27.76, -34.00, 26.05, -34.00, 26.00, -32.34, 26.00, -30.62, 26.00, -28.91, 26.00, -27.20, 26.00, -25.49, 26.00, -23.77, 26.00, -22.06, 26.00, -20.35, 26.00, -18.63, 26.00, -16.92, 26.00, -15.21, 26.51, -14.01, 28.22, -14.04, 29.93, -14.06, 31.64, -14.09, 33.36, -14.12, 35.07, -14.14, 36.78, -14.17, 38.49, -14.20, 40.21, -14.23, 41.89, -14.56, 43.57, -14.88, 45.17, -15.51, 46.71, -16.22, 48.04, -17.31, 49.28, -18.46, 50.04, -19.99, 50.69, -21.55, 50.82, -23.26, 50.96, -24.97, },
    { 46.88, -56.84, 46.45, -58.19, 45.90, -59.47, 44.88, -60.46, 43.66, -61.11, 42.33, -61.62, 41.01, -62.13, 39.68, -62.60, 38.26, -62.64, 36.85, -62.68, 35.43, -62.72, 34.01, -62.76, 32.60, -62.81, 31.18, -62.85, 29.76, -62.89, 28.35, -62.93, 26.93, -62.97, 26.00, -62.51, 26.00, -61.09, 26.00, -59.68, 26.00, -58.26, 26.00, -56.84, 26.00, -55.43, 26.00, -54.01, 26.00, -52.59, 26.00, -51.17, 26.00, -49.76, 26.00, -48.34, 26.08, -47.00, 27.50, -47.02, 28.91, -47.05, 30.33, -47.07, 31.75, -47.09, 33.16, -47.11, 34.58, -47.13, 36.00, -47.16, 37.42, -47.18, 38.81, -47.43, 40.20, -47.71, 41.58, -48.01, 42.87, -48.60, 44.08, -49.31, 45.12, -50.27, 46.00, -51.34, 46.53, -52.65, 46.87, -54.01, 46.88, -55.42, 46.88, -56.84, },
  };

  // 'C'
  static final int k43Code = 0x43;
  static final float[][] k43Coord = {
    { 22.11, -35.51, 23.13, -29.01, 25.43, -22.87, 29.55, -17.88, 35.42, -15.00, 41.89, -14.10, 48.29, -15.42, 53.79, -18.96, 58.41, -18.35, 62.84, -13.48, 64.60, -8.73, 59.56, -4.53, 53.77, -1.44, 47.45, 0.38, 40.89, 0.99, 34.33, 0.45, 27.94, -1.11, 21.96, -3.82, 16.65, -7.66, 12.37, -12.61, 9.15, -18.31, 6.92, -24.48, 5.56, -30.92, 5.11, -37.49, 5.37, -44.06, 6.35, -50.55, 8.23, -56.84, 11.12, -62.74, 15.04, -68.04, 19.90, -72.48, 25.42, -76.05, 31.50, -78.50, 37.94, -79.68, 44.49, -79.64, 50.89, -78.22, 56.76, -75.35, 61.82, -71.18, 61.78, -66.29, 57.61, -61.19, 53.05, -59.51, 47.72, -63.33, 41.39, -64.91, 34.95, -63.81, 29.63, -60.00, 25.83, -54.62, 23.42, -48.54, 22.39, -42.09, },
  };

  // 'D'
  static final int k44Code = 0x44;
  static final float[][] k44Coord = {
    { 53.44, -72.38, 57.51, -69.07, 61.27, -65.45, 64.22, -61.15, 66.34, -56.37, 67.74, -51.32, 68.47, -46.14, 68.97, -40.92, 68.70, -35.69, 68.42, -30.45, 67.38, -25.32, 65.95, -20.30, 63.78, -15.52, 60.84, -11.20, 57.16, -7.50, 52.68, -4.78, 47.90, -2.67, 42.88, -1.21, 37.70, -0.44, 32.47, -0.08, 27.23, -0.06, 21.98, -0.05, 16.74, -0.03, 11.50, -0.01, 9.00, -2.75, 9.00, -7.99, 9.00, -13.24, 9.00, -18.48, 9.00, -23.72, 9.00, -28.97, 9.00, -34.21, 9.00, -39.46, 9.00, -44.70, 9.00, -49.94, 9.00, -55.19, 9.00, -60.43, 9.00, -65.68, 9.00, -70.92, 9.00, -76.17, 12.41, -77.95, 17.65, -77.88, 22.90, -77.80, 28.14, -77.73, 33.38, -77.65, 38.60, -77.33, 43.74, -76.29, 48.64, -74.49, 53.44, -72.38, },
    { 51.94, -36.56, 51.91, -39.41, 51.87, -42.27, 51.52, -45.09, 51.09, -47.91, 50.25, -50.63, 49.25, -53.29, 47.76, -55.72, 45.94, -57.89, 43.85, -59.82, 41.42, -61.31, 38.81, -62.42, 36.10, -63.31, 33.28, -63.59, 30.43, -63.75, 27.58, -63.91, 26.00, -62.73, 26.00, -59.88, 26.00, -57.03, 26.00, -54.18, 26.00, -51.33, 26.00, -48.47, 26.00, -45.62, 26.00, -42.77, 26.00, -39.92, 26.00, -37.07, 26.00, -34.21, 26.00, -31.36, 26.00, -28.51, 26.00, -25.66, 26.00, -22.81, 26.00, -19.96, 26.00, -17.10, 26.00, -14.25, 28.60, -14.14, 31.44, -14.30, 34.29, -14.46, 37.10, -14.85, 39.83, -15.66, 42.39, -16.91, 44.70, -18.57, 46.70, -20.60, 48.34, -22.91, 49.60, -25.45, 50.51, -28.16, 51.23, -30.90, 51.59, -33.73, },
  };

  // 'E'
  static final int k45Code = 0x45;
  static final float[][] k45Coord = {
    { 26.00, -33.00, 26.00, -25.13, 26.00, -17.26, 31.62, -15.00, 39.49, -15.00, 47.36, -15.00, 55.23, -15.00, 58.00, -9.89, 58.00, -2.02, 52.15, 0.00, 44.28, 0.00, 36.40, 0.00, 28.53, 0.00, 20.66, 0.00, 12.79, 0.00, 9.00, -4.09, 9.00, -11.96, 9.00, -19.83, 9.00, -27.70, 9.00, -35.57, 9.00, -43.45, 9.00, -51.32, 9.00, -59.19, 9.00, -67.06, 9.00, -74.94, 13.81, -78.00, 21.68, -78.00, 29.55, -78.00, 37.43, -78.00, 45.30, -78.00, 53.17, -78.00, 57.00, -73.96, 57.00, -66.09, 52.21, -63.00, 44.34, -63.00, 36.47, -63.00, 28.60, -63.00, 26.00, -57.72, 26.00, -49.85, 31.02, -47.00, 38.89, -47.00, 46.77, -47.00, 53.00, -45.36, 53.00, -37.49, 49.62, -33.00, 41.74, -33.00, 33.87, -33.00, },
  };

  // 'F'
  static final int k46Code = 0x46;
  static final float[][] k46Coord = {
    { 26.00, -30.00, 26.00, -23.45, 26.00, -16.89, 26.00, -10.34, 26.00, -3.79, 23.23, 0.00, 16.68, 0.00, 10.13, 0.00, 9.00, -5.43, 9.00, -11.98, 9.00, -18.53, 9.00, -25.09, 9.00, -31.64, 9.00, -38.19, 9.00, -44.74, 9.00, -51.30, 9.00, -57.85, 9.00, -64.40, 9.00, -70.96, 9.00, -77.51, 15.06, -78.00, 21.62, -78.00, 28.17, -78.00, 34.72, -78.00, 41.28, -78.00, 47.83, -78.00, 54.38, -78.00, 58.00, -75.06, 58.00, -68.51, 56.96, -63.00, 50.40, -63.00, 43.85, -63.00, 37.30, -63.00, 30.74, -63.00, 26.00, -61.19, 26.00, -54.64, 26.00, -48.09, 29.47, -45.00, 36.02, -45.00, 42.57, -45.00, 49.13, -45.00, 53.00, -42.32, 53.00, -35.77, 52.21, -30.00, 45.66, -30.00, 39.11, -30.00, 32.55, -30.00, 26.00, -30.00, },
  };

  // 'G'
  static final int k47Code = 0x47;
  static final float[][] k47Coord = {
    { 22.01, -40.19, 22.74, -31.75, 25.52, -23.79, 31.08, -17.51, 38.98, -14.61, 47.43, -14.29, 53.00, -18.61, 53.00, -27.11, 47.40, -30.00, 40.00, -31.09, 40.00, -39.59, 44.08, -44.00, 52.57, -44.00, 61.06, -44.00, 68.00, -42.44, 68.00, -33.95, 68.00, -25.46, 68.00, -16.96, 68.00, -8.47, 61.38, -3.48, 53.61, -0.30, 45.21, 0.79, 36.75, 0.48, 28.48, -1.24, 20.79, -4.77, 14.10, -9.96, 9.42, -17.02, 6.69, -25.03, 5.37, -33.39, 5.21, -41.86, 6.28, -50.26, 8.90, -58.30, 13.21, -65.57, 19.06, -71.67, 26.11, -76.34, 34.09, -79.18, 42.53, -79.95, 50.90, -78.73, 58.70, -75.49, 65.49, -70.43, 61.31, -63.74, 56.01, -58.87, 49.05, -63.66, 40.75, -64.79, 32.81, -62.07, 26.73, -56.25, 23.24, -48.57, },
  };

  // 'H'
  static final int k48Code = 0x48;
  static final float[][] k48Coord = {
    { 26.00, -33.00, 26.00, -24.36, 26.00, -15.72, 26.00, -7.09, 24.45, 0.00, 15.81, 0.00, 9.00, -1.83, 9.00, -10.47, 9.00, -19.11, 9.00, -27.74, 9.00, -36.38, 9.00, -45.02, 9.00, -53.66, 9.00, -62.30, 9.00, -70.94, 10.57, -78.00, 19.21, -78.00, 26.00, -76.15, 26.00, -67.51, 26.00, -58.87, 26.00, -50.23, 32.40, -48.00, 41.04, -48.00, 49.68, -48.00, 53.00, -53.32, 53.00, -61.96, 53.00, -70.60, 54.23, -78.00, 62.87, -78.00, 71.00, -77.49, 71.00, -68.85, 71.00, -60.21, 71.00, -51.57, 71.00, -42.94, 71.00, -34.30, 71.00, -25.66, 71.00, -17.02, 71.00, -8.38, 70.74, 0.00, 62.11, 0.00, 53.47, 0.00, 53.00, -8.17, 53.00, -16.81, 53.00, -25.45, 51.91, -33.00, 43.28, -33.00, 34.64, -33.00, },
  };

  // 'I'
  static final int k49Code = 0x49;
  static final float[][] k49Coord = {
    { 26.00, 0.00, 21.96, 0.00, 17.91, 0.00, 13.87, 0.00, 9.83, 0.00, 9.00, -3.21, 9.00, -7.26, 9.00, -11.30, 9.00, -15.34, 9.00, -19.38, 9.00, -23.43, 9.00, -27.47, 9.00, -31.51, 9.00, -35.55, 9.00, -39.60, 9.00, -43.64, 9.00, -47.68, 9.00, -51.72, 9.00, -55.77, 9.00, -59.81, 9.00, -63.85, 9.00, -67.89, 9.00, -71.94, 9.00, -75.98, 11.02, -78.00, 15.06, -78.00, 19.11, -78.00, 23.15, -78.00, 26.00, -76.81, 26.00, -72.77, 26.00, -68.72, 26.00, -64.68, 26.00, -60.64, 26.00, -56.60, 26.00, -52.55, 26.00, -48.51, 26.00, -44.47, 26.00, -40.43, 26.00, -36.38, 26.00, -32.34, 26.00, -28.30, 26.00, -24.26, 26.00, -20.21, 26.00, -16.17, 26.00, -12.13, 26.00, -8.09, 26.00, -4.04, },
  };

  // 'J'
  static final int k4aCode = 0x4a;
  static final float[][] k4aCoord = {
    { 51.00, -78.00, 51.00, -72.92, 51.00, -67.84, 51.00, -62.75, 50.99, -57.67, 50.99, -52.59, 50.99, -47.51, 50.99, -42.43, 50.99, -37.34, 50.99, -32.26, 50.99, -27.18, 50.77, -22.11, 49.95, -17.10, 48.28, -12.33, 46.17, -7.71, 42.78, -3.97, 38.50, -1.29, 33.66, 0.20, 28.60, 0.73, 23.55, 0.75, 18.49, 0.23, 13.68, -1.38, 9.22, -3.70, 5.19, -6.77, 2.01, -10.74, 3.77, -14.08, 7.84, -17.13, 11.90, -20.18, 15.35, -18.13, 19.25, -15.01, 24.20, -14.06, 29.05, -15.26, 32.28, -19.06, 33.70, -23.87, 33.97, -28.94, 33.97, -34.02, 33.98, -39.10, 33.98, -44.18, 33.98, -49.26, 33.99, -54.34, 33.99, -59.43, 33.99, -64.51, 34.00, -69.59, 34.00, -74.67, 35.75, -78.00, 40.84, -78.00, 45.92, -78.00, 51.00, -78.00, },
  };

  // 'K'
  static final int k4bCode = 0x4b;
  static final float[][] k4bCoord = {
    { 26.00, -20.00, 26.00, -11.73, 26.00, -3.45, 21.18, 0.00, 12.90, 0.00, 9.00, -4.37, 9.00, -12.64, 9.00, -20.92, 9.00, -29.19, 9.00, -37.47, 9.00, -45.74, 9.00, -54.02, 9.00, -62.29, 9.00, -70.56, 9.84, -78.00, 18.11, -78.00, 26.00, -77.61, 26.00, -69.34, 26.00, -61.07, 26.00, -52.79, 27.28, -46.39, 32.11, -53.11, 36.94, -59.83, 41.77, -66.55, 46.60, -73.27, 52.44, -78.00, 60.72, -78.00, 68.99, -78.00, 64.18, -71.29, 59.35, -64.57, 54.52, -57.85, 49.69, -51.13, 47.02, -44.33, 51.32, -37.26, 55.62, -30.19, 59.92, -23.13, 64.23, -16.06, 68.53, -8.99, 72.83, -1.92, 67.98, 0.00, 59.70, 0.00, 52.69, -2.21, 48.46, -9.32, 44.24, -16.44, 40.01, -23.55, 35.79, -30.67, 30.96, -26.62, 26.00, -20.00, },
  };

  // 'L'
  static final int k4cCode = 0x4c;
  static final float[][] k4cCoord = {
    { 57.00, 0.00, 51.64, 0.00, 46.28, 0.00, 40.91, 0.00, 35.55, 0.00, 30.19, 0.00, 24.83, 0.00, 19.47, 0.00, 14.11, 0.00, 9.00, -0.26, 9.00, -5.62, 9.00, -10.98, 9.00, -16.34, 9.00, -21.70, 9.00, -27.06, 9.00, -32.43, 9.00, -37.79, 9.00, -43.15, 9.00, -48.51, 9.00, -53.87, 9.00, -59.23, 9.00, -64.60, 9.00, -69.96, 9.00, -75.32, 11.68, -78.00, 17.04, -78.00, 22.40, -78.00, 26.00, -76.23, 26.00, -70.87, 26.00, -65.51, 26.00, -60.15, 26.00, -54.79, 26.00, -49.43, 26.00, -44.06, 26.00, -38.70, 26.00, -33.34, 26.00, -27.98, 26.00, -22.62, 26.00, -17.26, 29.11, -15.00, 34.47, -15.00, 39.83, -15.00, 45.19, -15.00, 50.55, -15.00, 55.91, -15.00, 57.00, -10.72, 57.00, -5.36, 57.00, -0.00, },
  };

  // 'M'
  static final int k4dCode = 0x4d;
  static final float[][] k4dCoord = {
    { 81.00, -78.00, 81.00, -66.14, 81.00, -54.28, 81.00, -42.42, 81.00, -30.56, 81.00, -18.70, 81.00, -6.84, 75.99, 0.00, 65.00, -0.87, 65.02, -12.73, 65.04, -24.59, 65.54, -36.43, 66.47, -48.25, 64.77, -51.10, 61.20, -39.79, 57.29, -28.60, 53.20, -17.46, 49.12, -6.33, 39.14, -8.36, 35.05, -19.49, 30.97, -30.63, 27.15, -41.85, 23.58, -53.16, 23.05, -46.13, 24.43, -34.36, 24.95, -22.53, 24.98, -10.67, 23.81, 0.00, 11.95, 0.00, 9.00, -8.91, 9.00, -20.77, 9.00, -32.63, 9.00, -44.49, 9.00, -56.35, 9.00, -68.21, 11.07, -78.00, 22.92, -78.00, 30.23, -71.59, 34.14, -60.40, 38.05, -49.20, 41.95, -38.00, 45.41, -29.34, 48.65, -40.73, 52.10, -52.05, 55.95, -63.26, 59.79, -74.48, 69.14, -78.00, 81.00, -78.00, },
  };

  // 'N'
  static final int k4eCode = 0x4e;
  static final float[][] k4eCoord = {
    { 70.00, -78.00, 70.00, -68.09, 70.00, -58.18, 70.00, -48.27, 70.00, -38.36, 70.00, -28.45, 70.00, -18.54, 70.00, -8.63, 68.72, 0.00, 58.81, 0.00, 50.02, -1.86, 45.41, -10.63, 40.79, -19.40, 36.18, -28.17, 31.56, -36.94, 27.68, -46.05, 23.77, -55.00, 24.32, -45.97, 25.24, -36.11, 25.98, -26.23, 25.99, -16.32, 25.99, -6.41, 22.50, 0.00, 12.59, 0.00, 9.00, -6.32, 9.00, -16.23, 9.00, -26.14, 9.00, -36.05, 9.00, -45.96, 9.00, -55.87, 9.00, -65.78, 9.00, -75.69, 16.60, -78.00, 26.51, -78.00, 31.30, -69.62, 35.82, -60.80, 40.34, -51.98, 44.86, -43.16, 48.90, -34.13, 52.49, -24.89, 54.49, -25.71, 53.41, -35.56, 53.03, -45.45, 53.02, -55.36, 53.01, -65.27, 53.00, -75.18, 60.09, -78.00, 70.00, -78.00, },
  };

  // 'O'
  static final int k4fCode = 0x4f;
  static final float[][] k4fCoord = {
    { 58.55, -74.61, 62.50, -71.31, 66.04, -67.60, 68.99, -63.41, 71.30, -58.83, 73.02, -53.98, 74.05, -48.95, 74.78, -43.87, 74.85, -38.72, 74.71, -33.59, 74.12, -28.47, 72.79, -23.50, 71.10, -18.66, 68.73, -14.11, 65.70, -9.95, 61.92, -6.50, 57.68, -3.63, 53.06, -1.38, 48.10, -0.03, 43.01, 0.61, 37.88, 0.95, 32.78, 0.30, 27.77, -0.73, 22.95, -2.54, 18.65, -5.37, 14.70, -8.60, 11.55, -12.64, 9.09, -17.16, 7.50, -22.04, 6.07, -26.98, 5.47, -32.09, 5.14, -37.21, 5.26, -42.36, 5.57, -47.48, 6.48, -52.55, 7.95, -57.46, 9.78, -62.27, 12.46, -66.65, 15.74, -70.56, 19.60, -73.95, 24.03, -76.56, 28.88, -78.29, 33.88, -79.39, 38.99, -79.94, 44.12, -79.65, 49.15, -78.66, 53.99, -76.99, 58.55, -74.61, },
    { 56.95, -36.84, 56.89, -39.76, 56.82, -42.68, 56.46, -45.57, 55.97, -48.45, 55.22, -51.26, 54.25, -54.02, 52.78, -56.54, 51.20, -58.99, 49.17, -61.09, 46.88, -62.85, 44.31, -64.22, 41.47, -64.91, 38.56, -64.93, 35.68, -64.41, 32.97, -63.34, 30.69, -61.54, 28.44, -59.67, 26.80, -57.28, 25.30, -54.77, 24.13, -52.13, 23.39, -49.31, 22.64, -46.48, 22.38, -43.59, 22.28, -40.67, 22.18, -37.75, 22.30, -34.85, 22.86, -31.98, 23.43, -29.12, 24.26, -26.34, 25.59, -23.74, 26.93, -21.14, 28.82, -18.93, 31.02, -17.04, 33.44, -15.41, 36.24, -14.58, 39.10, -14.16, 42.02, -14.16, 44.80, -15.06, 47.35, -16.42, 49.58, -18.28, 51.52, -20.46, 53.07, -22.92, 54.50, -25.47, 55.39, -28.25, 56.23, -31.04, 56.59, -33.94, },
  };

  // 'P'
  static final int k50Code = 0x50;
  static final float[][] k50Coord = {
    { 53.60, -30.84, 48.69, -28.80, 43.46, -27.82, 38.21, -27.12, 32.89, -27.07, 27.57, -27.02, 26.00, -23.26, 26.00, -17.94, 26.00, -12.62, 26.00, -7.30, 26.00, -1.98, 22.66, 0.00, 17.35, 0.00, 12.03, 0.00, 9.00, -2.29, 9.00, -7.61, 9.00, -12.93, 9.00, -18.25, 9.00, -23.56, 9.00, -28.88, 9.00, -34.20, 9.00, -39.52, 9.00, -44.84, 9.00, -50.16, 9.00, -55.47, 9.00, -60.79, 9.00, -66.11, 9.00, -71.43, 9.00, -76.75, 12.06, -78.98, 17.38, -78.94, 22.70, -78.90, 28.02, -78.85, 33.34, -78.81, 38.66, -78.77, 43.91, -78.08, 49.09, -76.96, 53.94, -74.77, 58.37, -71.87, 62.02, -68.04, 64.37, -63.29, 65.58, -58.13, 65.90, -52.83, 65.52, -47.54, 64.03, -42.45, 61.54, -37.77, 57.94, -33.88, },
    { 49.00, -53.00, 48.74, -54.73, 48.49, -56.47, 47.90, -58.08, 46.99, -59.58, 46.06, -61.07, 44.58, -62.01, 43.01, -62.73, 41.30, -63.15, 39.60, -63.56, 37.86, -63.71, 36.11, -63.75, 34.36, -63.80, 32.60, -63.84, 30.85, -63.88, 29.10, -63.92, 27.34, -63.97, 26.00, -63.59, 26.00, -61.83, 26.00, -60.08, 26.00, -58.33, 26.00, -56.57, 26.00, -54.82, 26.00, -53.07, 26.00, -51.31, 26.00, -49.56, 26.00, -47.80, 26.00, -46.05, 26.00, -44.30, 26.00, -42.54, 26.21, -41.00, 27.96, -41.04, 29.72, -41.08, 31.47, -41.11, 33.22, -41.15, 34.98, -41.19, 36.73, -41.22, 38.48, -41.26, 40.19, -41.64, 41.87, -42.12, 43.49, -42.75, 44.92, -43.76, 46.29, -44.83, 47.22, -46.32, 48.14, -47.81, 48.42, -49.54, 48.71, -51.27, 49.00, -53.00, },
  };

  // 'Q'
  static final int k51Code = 0x51;
  static final float[][] k51Coord = {
    { 50.00, 0.00, 55.14, 4.37, 61.57, 6.37, 68.32, 6.88, 75.02, 6.05, 77.01, 12.55, 78.96, 19.01, 72.54, 21.23, 65.79, 21.92, 59.02, 21.58, 52.45, 19.89, 46.42, 16.84, 40.97, 12.80, 36.42, 7.80, 32.96, 1.97, 27.47, -0.76, 21.15, -3.17, 15.84, -7.34, 11.73, -12.70, 8.43, -18.64, 6.52, -25.16, 5.51, -31.86, 5.15, -38.63, 5.35, -45.42, 6.61, -52.08, 8.61, -58.54, 11.71, -64.55, 15.98, -69.77, 21.34, -73.86, 27.39, -76.92, 33.98, -78.57, 40.76, -78.93, 47.50, -78.22, 53.96, -76.13, 59.81, -72.70, 64.85, -68.14, 68.91, -62.71, 71.98, -56.66, 73.83, -50.12, 74.61, -43.39, 74.81, -36.62, 74.25, -29.85, 72.72, -23.25, 70.17, -16.99, 66.48, -11.34, 61.84, -6.43, 56.28, -2.58, },
    { 49.38, -15.94, 51.26, -18.22, 52.96, -20.63, 54.31, -23.27, 55.25, -26.07, 56.04, -28.92, 56.44, -31.86, 56.83, -34.80, 56.89, -37.75, 56.89, -40.72, 56.67, -43.66, 56.22, -46.59, 55.51, -49.46, 54.53, -52.25, 53.20, -54.88, 51.66, -57.41, 49.66, -59.59, 47.44, -61.52, 44.88, -63.01, 42.03, -63.77, 39.08, -63.93, 36.16, -63.50, 33.38, -62.51, 31.00, -60.79, 28.72, -58.90, 26.86, -56.62, 25.29, -54.12, 24.07, -51.42, 23.41, -48.53, 22.75, -45.65, 22.20, -42.75, 22.20, -39.78, 22.20, -36.82, 22.23, -33.86, 22.78, -30.95, 23.33, -28.04, 23.99, -25.16, 25.29, -22.50, 26.59, -19.84, 28.34, -17.47, 30.45, -15.42, 32.90, -13.76, 35.66, -12.75, 38.54, -12.16, 41.50, -12.16, 44.35, -12.91, 46.98, -14.20, },
  };

  // 'R'
  static final int k52Code = 0x52;
  static final float[][] k52Coord = {
    { 51.00, 0.00, 47.79, -5.99, 44.58, -11.98, 41.37, -17.98, 38.16, -23.97, 33.77, -28.00, 26.98, -28.00, 26.00, -22.18, 26.00, -15.38, 26.00, -8.58, 26.00, -1.78, 20.99, 0.00, 14.19, 0.00, 9.00, -1.61, 9.00, -8.41, 9.00, -15.21, 9.00, -22.00, 9.00, -28.80, 9.00, -35.60, 9.00, -42.40, 9.00, -49.20, 9.00, -55.99, 9.00, -62.79, 9.00, -69.59, 9.00, -76.39, 14.19, -77.96, 20.98, -77.91, 27.78, -77.86, 34.58, -77.81, 41.38, -77.76, 48.11, -76.91, 54.49, -74.66, 60.10, -70.93, 64.17, -65.59, 66.33, -59.19, 66.81, -52.44, 65.91, -45.75, 63.36, -39.52, 58.88, -34.48, 53.03, -31.01, 56.25, -25.06, 59.52, -19.10, 62.79, -13.14, 66.06, -7.18, 69.33, -1.22, 64.60, 0.00, 57.80, 0.00, 51.00, 0.00, },
    { 49.85, -50.91, 49.81, -52.66, 49.78, -54.41, 49.59, -56.12, 48.90, -57.73, 48.12, -59.26, 46.76, -60.35, 45.39, -61.45, 43.91, -62.34, 42.28, -62.97, 40.62, -63.46, 38.88, -63.68, 37.15, -63.90, 35.41, -63.97, 33.66, -63.98, 31.91, -63.98, 30.16, -63.99, 28.41, -63.99, 26.67, -64.00, 26.00, -62.92, 26.00, -61.17, 26.00, -59.42, 26.00, -57.67, 26.00, -55.93, 26.00, -54.18, 26.00, -52.43, 26.00, -50.68, 26.00, -48.93, 26.00, -47.19, 26.00, -45.44, 26.00, -43.69, 26.06, -42.00, 27.81, -42.03, 29.55, -42.07, 31.30, -42.10, 33.05, -42.13, 34.80, -42.17, 36.54, -42.20, 38.29, -42.23, 40.02, -42.43, 41.73, -42.79, 43.37, -43.34, 44.94, -44.11, 46.45, -44.97, 47.62, -46.26, 48.72, -47.60, 49.29, -49.26, },
  };

  // 'S'
  static final int k53Code = 0x53;
  static final float[][] k53Coord = {
    { 48.66, -2.43, 41.61, -0.08, 34.23, 0.88, 26.80, 0.56, 19.52, -0.86, 12.61, -3.56, 6.31, -7.48, 5.11, -12.53, 9.88, -18.26, 15.17, -20.61, 21.50, -16.68, 28.59, -14.49, 36.00, -14.21, 42.58, -17.16, 42.98, -24.03, 37.04, -28.32, 30.06, -30.91, 23.31, -34.08, 16.77, -37.59, 11.47, -42.71, 8.15, -49.26, 7.11, -56.57, 8.29, -63.89, 11.89, -70.36, 17.35, -75.32, 24.01, -78.58, 31.34, -79.80, 38.77, -79.59, 45.98, -77.81, 52.59, -74.45, 58.27, -69.66, 54.90, -63.99, 50.18, -58.22, 44.11, -62.05, 37.17, -64.64, 29.84, -64.22, 24.51, -59.52, 26.51, -53.12, 33.14, -49.77, 39.73, -46.47, 46.62, -43.63, 53.00, -39.85, 58.06, -34.47, 60.61, -27.51, 60.73, -20.09, 58.88, -12.90, 54.60, -6.85, },
  };

  // 'T'
  static final int k54Code = 0x54;
  static final float[][] k54Coord = {
    { 24.00, 0.00, 24.00, -5.87, 24.00, -11.74, 24.00, -17.62, 24.00, -23.49, 24.00, -29.36, 24.00, -35.23, 24.00, -41.11, 24.00, -46.98, 24.00, -52.85, 24.00, -58.72, 22.40, -63.00, 16.53, -63.00, 10.66, -63.00, 4.79, -63.00, 3.00, -67.09, 3.00, -72.96, 3.83, -78.00, 9.70, -78.00, 15.57, -78.00, 21.45, -78.00, 27.32, -78.00, 33.19, -78.00, 39.06, -78.00, 44.94, -78.00, 50.81, -78.00, 56.68, -78.00, 62.55, -78.00, 63.00, -72.57, 63.00, -66.70, 60.83, -63.00, 54.96, -63.00, 49.09, -63.00, 43.21, -63.00, 42.00, -58.34, 42.00, -52.47, 42.00, -46.60, 42.00, -40.72, 42.00, -34.85, 42.00, -28.98, 42.00, -23.11, 42.00, -17.23, 42.00, -11.36, 42.00, -5.49, 41.62, 0.00, 35.74, 0.00, 29.87, 0.00, },
  };

  // 'U'
  static final int k55Code = 0x55;
  static final float[][] k55Coord = {
    { 71.00, -78.00, 70.99, -70.08, 70.97, -62.17, 70.96, -54.25, 70.94, -46.33, 70.93, -38.42, 70.73, -30.51, 69.66, -22.68, 67.38, -15.12, 63.27, -8.37, 57.27, -3.26, 49.99, -0.21, 42.14, 0.76, 34.26, 0.44, 26.57, -1.27, 19.92, -5.45, 14.66, -11.29, 11.41, -18.47, 9.82, -26.21, 9.07, -34.08, 9.06, -41.99, 9.05, -49.91, 9.03, -57.83, 9.02, -65.74, 9.01, -73.66, 12.58, -78.00, 20.49, -78.00, 26.00, -75.59, 26.00, -67.67, 26.00, -59.76, 26.01, -51.84, 26.01, -43.92, 26.01, -36.01, 26.52, -28.12, 28.47, -20.49, 34.04, -15.16, 41.77, -14.23, 48.98, -17.00, 52.69, -23.88, 53.86, -31.67, 53.99, -39.58, 53.99, -47.50, 53.99, -55.42, 54.00, -63.33, 54.00, -71.25, 55.17, -78.00, 63.08, -78.00, 71.00, -78.00, },
  };

  // 'V'
  static final int k56Code = 0x56;
  static final float[][] k56Coord = {
    { 66.00, -78.00, 63.92, -70.95, 61.84, -63.90, 59.76, -56.85, 57.69, -49.80, 55.61, -42.75, 53.53, -35.70, 51.45, -28.65, 49.37, -21.60, 47.29, -14.55, 45.21, -7.50, 43.13, -0.45, 36.12, 0.00, 28.77, 0.00, 21.84, -0.55, 19.85, -7.63, 17.85, -14.70, 15.86, -21.78, 13.86, -28.85, 11.87, -35.92, 9.87, -43.00, 7.88, -50.07, 5.88, -57.14, 3.89, -64.22, 1.89, -71.29, 0.38, -78.00, 7.73, -78.00, 15.08, -78.00, 18.42, -72.76, 20.33, -65.66, 22.25, -58.57, 24.17, -51.47, 26.09, -44.38, 27.90, -37.26, 29.61, -30.11, 31.33, -22.96, 33.04, -16.19, 34.76, -23.33, 36.47, -30.48, 38.19, -37.63, 40.01, -44.75, 41.93, -51.84, 43.85, -58.94, 45.77, -66.03, 47.68, -73.13, 51.30, -78.00, 58.65, -78.00, },
  };

  // 'W'
  static final int k57Code = 0x57;
  static final float[][] k57Coord = {
    { 95.00, -78.00, 92.70, -65.18, 90.40, -52.37, 88.10, -39.55, 85.80, -26.74, 83.50, -13.92, 81.20, -1.10, 69.10, 0.00, 58.35, -2.85, 55.45, -15.54, 52.55, -28.23, 50.00, -41.00, 47.83, -52.17, 45.18, -39.42, 42.53, -26.67, 39.89, -13.92, 37.24, -1.17, 25.17, 0.00, 15.27, -3.78, 12.81, -16.57, 10.36, -29.35, 7.90, -42.14, 5.44, -54.92, 2.98, -67.71, 3.54, -78.00, 16.56, -78.00, 20.42, -67.51, 22.16, -54.61, 23.91, -41.70, 25.95, -28.84, 28.00, -16.01, 30.43, -28.81, 33.06, -41.56, 35.83, -54.28, 38.60, -67.00, 42.77, -78.00, 55.79, -78.00, 58.73, -65.49, 61.50, -52.76, 64.27, -40.04, 66.86, -27.28, 69.18, -17.53, 70.73, -30.45, 72.38, -43.37, 74.47, -56.22, 76.55, -69.07, 81.98, -78.00, 95.00, -78.00, },
  };

  // 'X'
  static final int k58Code = 0x58;
  static final float[][] k58Coord = {
    { 27.00, -15.00, 23.61, -7.73, 20.21, -0.46, 12.48, 0.00, 4.46, 0.00, 3.12, -4.04, 6.85, -11.15, 10.58, -18.25, 14.31, -25.35, 18.04, -32.46, 21.77, -39.56, 18.49, -46.66, 14.76, -53.76, 11.02, -60.86, 7.28, -67.96, 3.55, -75.06, 6.70, -78.00, 14.73, -78.00, 22.28, -77.30, 25.26, -69.85, 28.27, -62.42, 31.63, -55.13, 34.96, -52.17, 37.88, -59.63, 40.89, -67.06, 44.29, -74.33, 49.97, -78.00, 57.99, -78.00, 63.08, -76.21, 59.42, -69.07, 55.76, -61.93, 52.10, -54.79, 48.43, -47.65, 44.77, -40.51, 47.11, -33.49, 51.05, -26.50, 54.99, -19.51, 58.94, -12.52, 62.88, -5.53, 64.33, 0.00, 56.31, 0.00, 48.28, 0.00, 43.30, -5.06, 39.52, -12.14, 36.28, -19.47, 33.40, -26.96, 29.88, -22.49, 27.00, -15.00, },
  };

  // 'Y'
  static final int k59Code = 0x59;
  static final float[][] k59Coord = {
    { 39.00, -27.00, 39.00, -20.70, 39.00, -14.40, 39.00, -8.10, 39.00, -1.81, 34.51, 0.00, 28.21, 0.00, 22.00, -0.09, 22.00, -6.39, 22.00, -12.69, 22.00, -18.98, 22.00, -25.28, 20.12, -31.18, 17.53, -36.92, 14.94, -42.66, 12.35, -48.40, 9.76, -54.14, 7.17, -59.88, 4.58, -65.62, 1.99, -71.37, -0.60, -77.11, 4.32, -78.00, 10.62, -78.00, 16.92, -78.00, 19.23, -72.20, 21.49, -66.32, 23.75, -60.44, 26.01, -54.56, 28.12, -48.63, 30.36, -43.00, 33.23, -48.20, 35.25, -54.16, 37.07, -60.19, 39.36, -66.06, 41.64, -71.93, 43.92, -77.80, 50.08, -78.00, 56.38, -78.00, 62.68, -78.00, 60.45, -72.59, 57.77, -66.89, 55.09, -61.19, 52.41, -55.49, 49.73, -49.80, 47.05, -44.10, 44.36, -38.40, 41.68, -32.70, },
  };

  // 'Z'
  static final int k5aCode = 0x5a;
  static final float[][] k5aCoord = {
    { 60.00, -78.00, 60.00, -70.52, 57.79, -63.71, 53.61, -57.50, 49.43, -51.30, 45.25, -45.09, 41.08, -38.88, 36.90, -32.68, 32.72, -26.47, 28.54, -20.26, 26.14, -15.00, 33.62, -15.00, 41.10, -15.00, 48.58, -15.00, 56.07, -15.00, 60.00, -11.45, 60.00, -3.97, 56.49, 0.00, 49.01, 0.00, 41.53, 0.00, 34.04, 0.00, 26.56, 0.00, 19.08, 0.00, 11.60, 0.00, 4.12, 0.00, 4.00, -7.37, 6.62, -14.08, 10.66, -20.38, 14.70, -26.68, 18.74, -32.97, 22.78, -39.27, 26.82, -45.57, 30.86, -51.87, 34.90, -58.16, 36.26, -63.00, 28.78, -63.00, 21.30, -63.00, 13.82, -63.00, 7.00, -63.66, 7.00, -71.14, 7.63, -78.00, 15.11, -78.00, 22.59, -78.00, 30.07, -78.00, 37.55, -78.00, 45.04, -78.00, 52.52, -78.00, 60.00, -78.00, },
  };

  static ArrayList<ofOutline> ofOutline() {
    ArrayList<ofOutline> outlineWords = new ArrayList();
    ofOutline outline;

    outline = new ofOutline(k30Code, k30Coord);
    outlineWords.add(outline);

    outline = new ofOutline(k31Code, k31Coord);
    outlineWords.add(outline);

    outline = new ofOutline(k32Code, k32Coord);
    outlineWords.add(outline);

    outline = new ofOutline(k33Code, k33Coord);
    outlineWords.add(outline);

    outline = new ofOutline(k34Code, k34Coord);
    outlineWords.add(outline);

    outline = new ofOutline(k35Code, k35Coord);
    outlineWords.add(outline);

    outline = new ofOutline(k36Code, k36Coord);
    outlineWords.add(outline);

    outline = new ofOutline(k37Code, k37Coord);
    outlineWords.add(outline);

    outline = new ofOutline(k38Code, k38Coord);
    outlineWords.add(outline);

    outline = new ofOutline(k39Code, k39Coord);
    outlineWords.add(outline);

    outline = new ofOutline(k61Code, k61Coord);
    outlineWords.add(outline);

    outline = new ofOutline(k62Code, k62Coord);
    outlineWords.add(outline);

    outline = new ofOutline(k63Code, k63Coord);
    outlineWords.add(outline);

    outline = new ofOutline(k64Code, k64Coord);
    outlineWords.add(outline);

    outline = new ofOutline(k65Code, k65Coord);
    outlineWords.add(outline);

    outline = new ofOutline(k66Code, k66Coord);
    outlineWords.add(outline);

    outline = new ofOutline(k67Code, k67Coord);
    outlineWords.add(outline);

    outline = new ofOutline(k68Code, k68Coord);
    outlineWords.add(outline);

    outline = new ofOutline(k69Code, k69Coord);
    outlineWords.add(outline);

    outline = new ofOutline(k6aCode, k6aCoord);
    outlineWords.add(outline);

    outline = new ofOutline(k6bCode, k6bCoord);
    outlineWords.add(outline);

    outline = new ofOutline(k6cCode, k6cCoord);
    outlineWords.add(outline);

    outline = new ofOutline(k6dCode, k6dCoord);
    outlineWords.add(outline);

    outline = new ofOutline(k6eCode, k6eCoord);
    outlineWords.add(outline);

    outline = new ofOutline(k6fCode, k6fCoord);
    outlineWords.add(outline);

    outline = new ofOutline(k70Code, k70Coord);
    outlineWords.add(outline);

    outline = new ofOutline(k71Code, k71Coord);
    outlineWords.add(outline);

    outline = new ofOutline(k72Code, k72Coord);
    outlineWords.add(outline);

    outline = new ofOutline(k73Code, k73Coord);
    outlineWords.add(outline);

    outline = new ofOutline(k74Code, k74Coord);
    outlineWords.add(outline);

    outline = new ofOutline(k75Code, k75Coord);
    outlineWords.add(outline);

    outline = new ofOutline(k76Code, k76Coord);
    outlineWords.add(outline);

    outline = new ofOutline(k77Code, k77Coord);
    outlineWords.add(outline);

    outline = new ofOutline(k78Code, k78Coord);
    outlineWords.add(outline);

    outline = new ofOutline(k79Code, k79Coord);
    outlineWords.add(outline);

    outline = new ofOutline(k7aCode, k7aCoord);
    outlineWords.add(outline);

    outline = new ofOutline(k41Code, k41Coord);
    outlineWords.add(outline);

    outline = new ofOutline(k42Code, k42Coord);
    outlineWords.add(outline);

    outline = new ofOutline(k43Code, k43Coord);
    outlineWords.add(outline);

    outline = new ofOutline(k44Code, k44Coord);
    outlineWords.add(outline);

    outline = new ofOutline(k45Code, k45Coord);
    outlineWords.add(outline);

    outline = new ofOutline(k46Code, k46Coord);
    outlineWords.add(outline);

    outline = new ofOutline(k47Code, k47Coord);
    outlineWords.add(outline);

    outline = new ofOutline(k48Code, k48Coord);
    outlineWords.add(outline);

    outline = new ofOutline(k49Code, k49Coord);
    outlineWords.add(outline);

    outline = new ofOutline(k4aCode, k4aCoord);
    outlineWords.add(outline);

    outline = new ofOutline(k4bCode, k4bCoord);
    outlineWords.add(outline);

    outline = new ofOutline(k4cCode, k4cCoord);
    outlineWords.add(outline);

    outline = new ofOutline(k4dCode, k4dCoord);
    outlineWords.add(outline);

    outline = new ofOutline(k4eCode, k4eCoord);
    outlineWords.add(outline);

    outline = new ofOutline(k4fCode, k4fCoord);
    outlineWords.add(outline);

    outline = new ofOutline(k50Code, k50Coord);
    outlineWords.add(outline);

    outline = new ofOutline(k51Code, k51Coord);
    outlineWords.add(outline);

    outline = new ofOutline(k52Code, k52Coord);
    outlineWords.add(outline);

    outline = new ofOutline(k53Code, k53Coord);
    outlineWords.add(outline);

    outline = new ofOutline(k54Code, k54Coord);
    outlineWords.add(outline);

    outline = new ofOutline(k55Code, k55Coord);
    outlineWords.add(outline);

    outline = new ofOutline(k56Code, k56Coord);
    outlineWords.add(outline);

    outline = new ofOutline(k57Code, k57Coord);
    outlineWords.add(outline);

    outline = new ofOutline(k58Code, k58Coord);
    outlineWords.add(outline);

    outline = new ofOutline(k59Code, k59Coord);
    outlineWords.add(outline);

    outline = new ofOutline(k5aCode, k5aCoord);
    outlineWords.add(outline);
    return outlineWords;
  }
}
